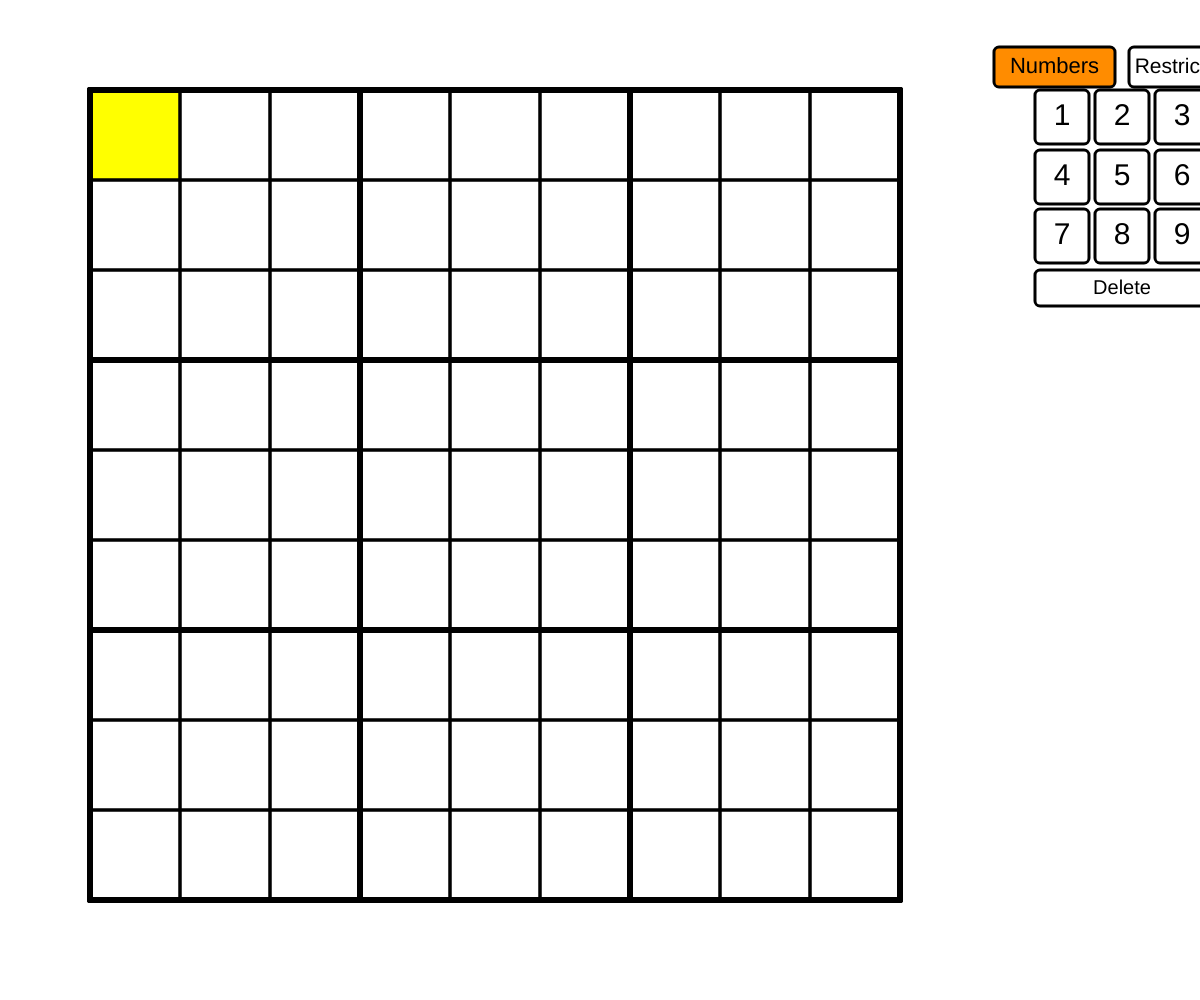
Frame 1 (no input)
Frame 60 (no input): identical to frame 1, image omitted
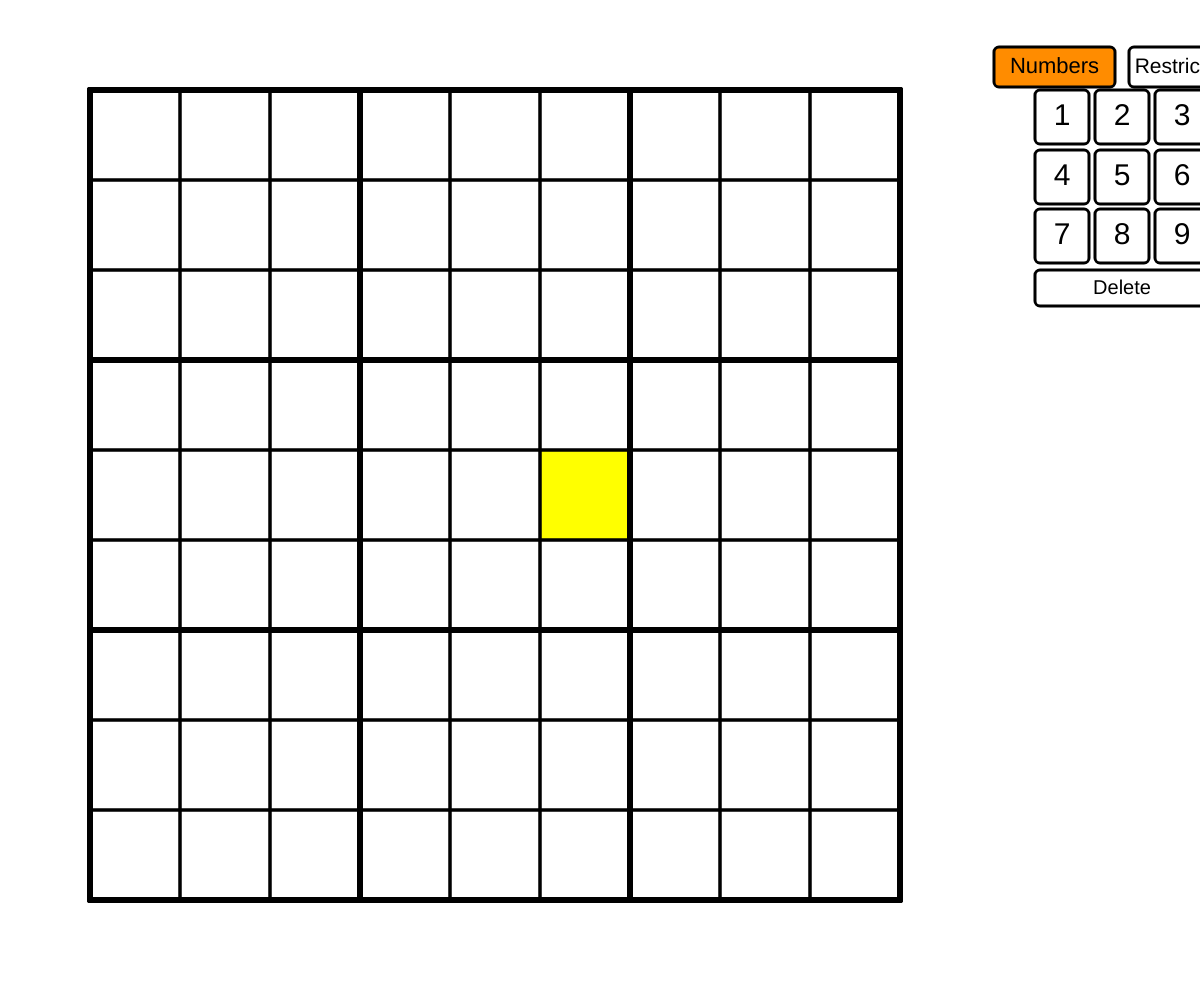
Frame 120 (the mouse pressed at the canvas centre since frame 60)

The p5.js sketch that drew these frames (run headless with seeded random() and noise() and a simulated clock; from frame 60 on, the mouse is pressed at the canvas centre):

// p5.js sketch
// ── sketch.js
// Brandon Hippe
// Classic and variant Sudoku solver with hints


let digits, digitColor, notes, noteColor, numPossible, boxNum, changed;

let solveCount, recursDone, recursCount = 0, threshold = 15, guessing = false, solution, loadingScreen, angle, sleepTime = 1;

let cellSize, defaultStroke, defaultText, highlightedCell;

let noteToggle;

let thermo, thermometers, drawing;

let sandwich, sandwiches, selectedSandwich;

let kingsMove;

let knightsMove;

let queensMove, queensDigits, changingQueens;

let diagonal;

let nonConsecutive;

let magicSquare, magicSquares, makingSquare;

let irregular, cells, regionCount;

let uniqueCheck;

let selection, keypad, restrictions, options;


function setup() {
   createCanvas(windowWidth, windowHeight);

   textAlign(CENTER, CENTER);
   textSize(defaultText);

   initialize();
}

function initialize() {
	// Resets variables for new solve

   background(255);


   digits = new Array(9);
   digitColor = new Array(9);
   notes = new Array(9);
   noteColor = new Array(9);
   numPossible = new Array(9);
   boxNum = new Array(9);
   solution = new Array(9);
	queensDigits = new Array(9);

   changed = false;
   solveCount = 1;
	recursDone = false;
	loadingScreen = false;
   angle = 0;

   cellSize = (width < height) ? width : height;
   cellSize = floor(cellSize / 11);
   defaultStroke = round(cellSize * 0.02) + 1;
   defaultText = floor((cellSize * 0.75) * 0.75);
   highlightedCell = [0, 0];

   noteToggle = false;

   thermo = false;
   thermometers = [];
   drawing = false;

   sandwich = false;

   kingsMove = false;

   knightsMove = false;

   queensMove = false;

   changingQueens = false;

   diagonals = false;

   nonConsecutive = false;

   magicSquare = false;
	magicSquares = [];
   makingSquare = false;

   irregular = false;

   uniqueCheck = true;

   for (let i = 0; i < 9; i++) {
      digits[i] = new Array(9);
      digitColor[i] = new Array(9);
      notes[i] = new Array(9);
      noteColor[i] = new Array(9);
      numPossible[i] = new Array(9);
      boxNum[i] = new Array(9);
      solution[i] = new Array(9);
		queensDigits[i] = false;
      for (let j = 0; j < 9; j++) {
         digits[i][j] = 0;
         digitColor[i][j] = color("white");
         numPossible[i][j] = 9;
         notes[i][j] = new Array (9);
         noteColor[i][j] = new Array (9);
         boxNum[i][j] = floor(i / 3) * 3 + floor(j / 3);
         for (let k = 0; k < 9; k++) {
            notes[i][j][k] = true;
            noteColor[i][j][k] = color("white");
         }
      }
   }

	selection = new SelectionPanel;
	keypad = new Keypad;
	restrictions = new RestrictionPanel;
	options = new OptionPanel;
}

function windowResized() {
  resizeCanvas(windowWidth, windowHeight);
  cellSize = (width < height) ? width : height;
  cellSize = floor(cellSize / 11);
  defaultStroke = round(cellSize * 0.02) + 1;
  defaultText = floor((cellSize  * 0.75) * 0.75);
}

function draw() {
	// Calls loading animation or show animation after getting key inputs

	if (loadingScreen || guessing) {
		loading();
	} else {
		show();
	}


	thermo = thermometers.length > 0;

	magicSquare = magicSquares.length > 0;

	let anyQueen = false;
	for (let i = 0; i < queensDigits.length; i++) {
		if (queensDigits[i]) {
			anyQueen = true;
			break;
		}
	}

	if (!anyQueen) {
		queensMove = false;
	}

	for (let i = 0; i < selection.buttons.length; i++) {
		if (selection.buttons[i].selected) {
			switch (i) {
				case 0:
					keypad.visible = true;
					restrictions.visible = false;
					options.visible = false;
					break;
				case 1:
					keypad.visible = false;
					restrictions.visible = true;
					options.visible = false;
					break;
				case 2:
					keypad.visible = false;
					restrictions.visible = false;
					options.visible = true;
					break;
			}

			break;
		}
	}
}

function show() {
	// Normal solving animation

   background(255);
   push();
   translate(cellSize, cellSize);

	// Highlights selected cell
	if (highlightedCell[0] !== -1 && highlightedCell[1] !== -1) {
		noStroke();
		colorMode(HSB);
		push();
		translate(highlightedCell[1] * cellSize, highlightedCell[0] * cellSize);
		fill(60, 100, 100);
		rect(0, 0, cellSize, cellSize);
		pop();
		colorMode(RGB, 255);
	}

	// For irregular sudokus, highlights all cells of a region the same color
   if (irregular) {
		noStroke();
		colorMode(HSB);
      for (let i = 0; i < cells.length; i++) {
   		push();
   		translate(cells[i][1] * cellSize, cells[i][0] * cellSize);
   		fill(60, 100, 100);
   		rect(0, 0, cellSize, cellSize);
   		pop();
      }

      for (let i = 0; i < 9; i++) {
         for (let j = 0; j < 9; j++) {
            if (boxNum[i][j] !== -1) {
               push();
         		translate(j * cellSize, i * cellSize);
         		fill(map(boxNum[i][j], 0, 9, 0, 360), 100, 100, 0.5);
         		rect(0, 0, cellSize, cellSize);
         		pop();
            }
         }
      }

      colorMode(RGB, 255);
	}

	// Shows thermometers
	if (thermo) {
      for (let i = 0; i < thermometers.length; i++) {
         noStroke();
   		fill(200);
   		if (thermometers[i].length > 0) {
   			ellipse(thermometers[i][0][1] * cellSize + cellSize / 2, thermometers[i][0][0] * cellSize + cellSize / 2, floor(cellSize * 0.7));
   		}

   		strokeWeight(defaultStroke * 4);
   		stroke(200);
   		if (thermometers[i].length > 1) {
   			for (let j = 0; j < thermometers[i].length - 2; j++) {
   				line(thermometers[i][j][1] * cellSize + cellSize / 2, thermometers[i][j][0] * cellSize + cellSize / 2, thermometers[i][j + 1][1] * cellSize + cellSize / 2, thermometers[i][j + 1][0] * cellSize + cellSize / 2);
   			}

            let info = onThermo(thermometers[i][thermometers[i].length - 1][0], thermometers[i][thermometers[i].length - 1][1]);
            let endX = thermometers[i][thermometers[i].length - 1][1] + ((thermometers[i][thermometers[i].length - 2][1] - thermometers[i][thermometers[i].length - 1][1]) * ((info.length > 1) ? 0.2 : 0));
            let endY = thermometers[i][thermometers[i].length - 1][0] + ((thermometers[i][thermometers[i].length - 2][0] - thermometers[i][thermometers[i].length - 1][0]) * ((info.length > 1) ? 0.2 : 0));
            line(thermometers[i][thermometers[i].length - 2][1] * cellSize + cellSize / 2, thermometers[i][thermometers[i].length - 2][0] * cellSize + cellSize / 2, endX * cellSize + cellSize / 2, endY * cellSize + cellSize / 2);
   		}
      }
   }

	// Highlights cells of any magic squares
   if (magicSquare) {
      for (let i = 0; i < magicSquares.length; i++) {
         let row = magicSquares[i][0];
         let col = magicSquares[i][1];

         colorMode(HSB);
         noStroke();
         fill(map(i, 0, magicSquares.length, 0, 360), 100, 100, 0.5);
         rectMode(CENTER);
         rect((col + 0.5) * cellSize, (row + 0.5) * cellSize, cellSize * 3, cellSize * 3);
         rectMode(CORNER);
         colorMode(RGB, 255);
      }
   }

	// Draws lines for diagonal regions
	if (diagonals) {
		strokeWeight(defaultStroke);
		stroke(0, 0, 255);
		line(0, 0, cellSize * 9, cellSize * 9);

		push();
		translate(0, cellSize * 9);
		line(0, 0, cellSize * 9, -cellSize * 9);
		pop();
	}

	// Draws sandwich clues outside grid
   if (sandwich) {
      push();
      translate(-cellSize / 2, - cellSize / 2);
      for (let i = 0; i < sandwiches.length; i++) {
         push();
         translate((i == 1) ? cellSize : 0, (i == 0) ? cellSize: 0);
         for (let j = 0; j < sandwiches[i].length; j++) {
            push();
            translate((i == 1) ? j * cellSize : 0, (i == 0) ? j * cellSize: 0);
            if (sandwiches[i][j] !== -1) {
               noStroke();
               fill(0);
               textSize(defaultText);
               text(sandwiches[i][j], 0, 0);
            }

            if (selectedSandwich.length !== 0 && selectedSandwich[0] == i && selectedSandwich[1] == j) {
               stroke(255, 0, 0);
               strokeWeight(defaultStroke);
               noFill();
               rectMode(CENTER);
               rect(0, 0, cellSize * 0.8, cellSize * 0.8);
            }
            pop();
         }
         pop();
      }
      pop();
   }

	// External lines
	strokeWeight(defaultStroke * 2);
	stroke(0);
	fill(0);
	line(0, 0, 0, cellSize * 9);
	line(0, 0, cellSize * 9, 0);
	line(cellSize * 9, 0, cellSize * 9, cellSize * 9);
	line(0, cellSize * 9, cellSize * 9, cellSize * 9);

	// Draws all 4 walls for each cell, stroke weight changes if neighboring cell is of a different box/irregular region
	push();
	for (let i = 0; i < 9; i++) {
      for (let j = 0; j < 9; j++) {
			// Left Wall
			if (j == 0 || (j !== 0 && boxNum[i][j] !== boxNum[i][j - 1])) {
				strokeWeight(defaultStroke * 2);
			} else {
				strokeWeight(defaultStroke);
			}

			line(0, 0, 0, cellSize);

			// Right Wall
			if (j == 8 || (j !== 8 && boxNum[i][j] !== boxNum[i][j + 1])) {
				strokeWeight(defaultStroke * 2);
			} else {
				strokeWeight(defaultStroke);
			}

			line(cellSize, 0, cellSize, cellSize);

			// Top Wall
			if (i == 0 || (i !== 0 && boxNum[i][j] !== boxNum[i - 1][j])) {
				strokeWeight(defaultStroke * 2);
			} else {
				strokeWeight(defaultStroke);
			}

			line(0, 0, cellSize, 0);

			// Bottom Wall
			if (i == 8 || (i !== 8 && boxNum[i][j] !== boxNum[i + 1][j])) {
				strokeWeight(defaultStroke * 2);
			} else {
				strokeWeight(defaultStroke);
			}

			line(0, cellSize, cellSize, cellSize);

			// Move to next cell
	      translate(cellSize, 0);
	   }

		// Move to next row
      translate(-cellSize * 9, cellSize);
	}
	pop();

	// Draws digit or notes for each cell
   noStroke();
	for (let i = 0; i < 9; i++) {
      for (let j = 0; j < 9; j++) {
         push();
         translate(cellSize * j + cellSize / 2, cellSize * i + cellSize / 2);
         if (digits[i][j] == 0) {
            printNotes(i, j);
         } else {
            fill(digitColor[i][j]);
            textSize(defaultText);
            text(digits[i][j], 0, 0);
         }
         pop();
	   }
	}

   pop();

	selection.show();
	keypad.show();
}

function loading() {
	// Loading screen animation, displayed during recursive uniquely solvable check
	background(255);
	push();

	// Below code is antiquated, just displays text to user
	// translate(cellSize * 3, cellSize * 5);
	// fill(0);
	// textSize(floor(defaultText * 0.6));
	// text("Please press space bar to have solver determine if puzzle has a unique solution. Grid will return when check is complete. This can take several minutes.", 0, 0, cellSize * 5);
	// textSize(defaultText);


   translate(cellSize * 4.5, cellSize * 4.5);
   noStroke();
   colorMode(HSB)

	// Draw 5 colored bubbles at different heights and sizes accoring to a sin function
   for (let i = -2; i <= 2; i++) {
      let d = map(sin((PI * angle) + (-0.5 * i)), -1, 1, 20, 100);
      let h = map(sin((PI * angle) + (-0.5 * i)), -1, 1, 0, -50);

      push();
      translate(i * 100, h);
      fill((i + 2) * 60, 100, 100);
      circle(0, 0, d);
      pop();
   }

	// Displays message to user
   translate(-cellSize * 2.5, cellSize);
   fill(0);
	textSize(floor(defaultText * 0.6));
   if (guessing) {
      text("Solver has run out of logical deductions, and is finding the quickest deduction. This can take several minutes.", 0, 0, cellSize * 5);
   } else {
      text("Solver is determining if puzzle has a unique solution. Grid will return when check is complete. This can take several minutes.", 0, 0, cellSize * 5);
   }
	textSize(defaultText);
	pop();

   colorMode(RGB, 255);

   angle += 0.05;
}

// These functions handle Buttons
function makeButtons() {
	buttons = [];
	for (let i = 0; i < 12; i++) {
		let text;
		let toggle;
		switch (i) {
			case 0:
				text = "Number";
				toggle = true;
				break;
			case 1:
				text = "Note";
				toggle = true;
				break;
			case 2:
				text = "Thermo";
				toggle = false;
				break;
			case 3:
				text = "Sandwich";
				toggle = true;
				break;
			case 4:
				text = "King's Move Restriction";
				toggle = true;
				break;
			case 5:
				text = "Knight's Move Restriction";
				toggle = true;
				break;
			case 6:
				text = "Queen's Move Restriction";
				toggle = true;
				break;
			case 7:
				text = "Diagonal Restriction";
				toggle = true;
				break;
			case 8:
				text = "Non-consecutive Restriction";
				toggle = true;
				break;
			case 9:
				text = "Magic Square Restriction";
				toggle = false;
				break;
			case 10:
				text = "Irregular Regions";
				toggle = true;
				break;
			case 11:
				text = "Check for unique Solution";
				toggle = true;
				break;
		}
		buttons.push(new Button(cellSize * 11.5, cellSize * (4.1 + (i / 2)), cellSize * 2 * 0.97, cellSize * 0.4, text, toggle));

		switch (i) {
			case 0:
				buttons[i].active = true;
				break;
			case 11:
				buttons[i].active = true;
				break;
			default:
				buttons[i].active = false;
		}
	}

	buttonChanged();
}

function buttonPressed() {
	let clickedOn = false;
	for (let i = 0; i < buttons.length; i++) {
		let temp = buttons[i].clicked(mouseX, mouseY, buttons);

		if (!clickedOn) {
			clickedOn = temp;
		}
	}

   if (!clickedOn) {
      for (let i = 0; i < buttons.length; i++) {
         buttons[i].selected = false;
      }
   }

	buttonChanged();

	return clickedOn;
}

function buttonChanged() {
	for (let n = 2; n < buttons.length; n++) {
		switch (n) {
			case 2:
				if (thermometers.length > 0 && thermometers[thermometers.length - 1].length <= 1) {
					thermometers.splice(thermometers.length - 1);
				}

				drawing = buttons[n].selected;

				if (drawing) {
					thermometers.push([]);
				}

				resetNotes();
				break;
			case 3:
				sandwich = buttons[n].active;

				if (sandwich) {
					sandwiches = new Array(2);
					for (let i = 0; i < sandwiches.length; i++) {
						sandwiches[i] = new Array(9);
						for (let j = 0; j < sandwiches[i].length; j++) {
							sandwiches[i][j] = -1;
						}
					}

					selectedSandwich = [];
				}
				break;
			case 4:
				kingsMove = buttons[n].active;

				resetNotes();
				break;
			case 5:
				knightsMove = buttons[n].active;

			   resetNotes();
				break;
			case 6:
				changingQueens = buttons[n].selected;
				queensMove = buttons[n].active;
				for (let i = 0; i < 9; i++) {
		         queensDigits[i] = (i == 8 && queensMove);
		      }

			   resetNotes();
				break;
			case 7:
				diagonals = buttons[n].active;

			   resetNotes();
				break;
			case 8:
				nonConsecutive = buttons[n].active;

				resetNotes();
				break;
			case 9:
				makingSquare = buttons[n].selected;

				resetNotes();
				break;
			case 10:
				irregular = buttons[n].active;

				if (irregular) {
					for (let i = 0; i < 9; i++) {
						for (let j = 0; j < 9; j++) {
							boxNum[i][j] = -1;
						}
					}

					cells = [];
					regionCount = 0;
				} else {
					for (let i = 0; i < 9; i++) {
						for (let j = 0; j < 9; j++) {
							boxNum[i][j] = floor(i / 3) * 3 + floor(j / 3);
						}
					}
				}

				resetNotes();
				break;
			case 11:
				uniqueCheck = buttons[n].active;
				break;
		}
	}

	if (buttons[0].selected) {
		noteToggle = false;
		buttons[1].active = false;
	}

	if (buttons[1].selected) {
		noteToggle = true;
		buttons[0].active = false;
	}
}

function printNotes(row, col) {
	// Prints the notes and background color for each note in a cell
   strokeWeight(0);
	let noteColored = false;
	for (let i = 0; i < 9; i++) {
		if (!compareColor(noteColor[row][col][i], color("white"))) {
			noteColored = true;
			break;
		}
	}
   if (numPossible[row][col] !== 9 || noteColored) {
      textSize(floor(defaultText * 0.3));

      for (let i = 0; i < 9; i++) {
         push();
         translate(((i % 3) - 1) * (cellSize / 3), ((i - i % 3) / 3 - 1) * (cellSize / 3));
         if (notes[row][col][i]) {
            if (!compareColor(noteColor[row][col][i], color("white"))) {
               noStroke();
               rectMode(CENTER);
               fill(noteColor[row][col][i]);
               rect(0, 0, cellSize * 9 / 40, cellSize * 9 / 40);
            }
            strokeWeight(0);
            rectMode(CORNER);
            fill(0);
            text(i + 1, 0, 0);
         }
         pop();
      }

      textSize(defaultText);
   }
}

function mousePressed() {
   if (loadingScreen || guessing) {
		return;
	}

   let x = mouseX - cellSize;
   let y = mouseY - cellSize;
   if (x >= 0 && x <= cellSize * 9 && y >= 0 && y <= cellSize * 9) {
		// Handles clicks inside the grid
      if (sandwich) {
         selectedSandwich = [];
      }

	   if (!checkSolved()) {
         highlightedCell[0] = floor(y / cellSize);
         highlightedCell[1] = floor(x / cellSize);

         if (drawing) {
            newThermoCell(highlightedCell[0], highlightedCell[1]);
            thermoNotes();
            updateGrid();
         }

         if (makingSquare) {
            if (highlightedCell[0] > 0 && highlightedCell[0] < 8 && highlightedCell[1] > 0 && highlightedCell[1] < 8) {
					let exists = false;
					for (let i = 0; i < magicSquares.length; i++) {
						if (magicSquares[i][0] == highlightedCell[0] && magicSquares[i][1] == highlightedCell[1]) {
							magicSquares.splice(i);
							if (compareColor(digitColor[highlightedCell[0]][highlightedCell[1]], color("blue"))) {
								removeDigit(highlightedCell[0], highlightedCell[1]);
							} else {
								resetNotes();
							}
							exists = true;
							break;
						}
					}

					if (!exists) {
	               let valid = true;
	               for (let i = 0; i < magicSquares.length; i++) {
	                  if (orthoDist(magicSquares[i][0], magicSquares[i][1], highlightedCell[0], highlightedCell[1]) <= 3) {
	                     valid = false;
	                     break;
	                  }
	               }

	               if (checkValid(highlightedCell[0], highlightedCell[1], 5) && valid) {
	                  magicSquares.push([highlightedCell[0], highlightedCell[1]]);
							if (!compareColor(digitColor[highlightedCell[0]][highlightedCell[1]], color("black"))) {
								digitColor[highlightedCell[0]][highlightedCell[1]] = color("blue");
							}

							if (digits[highlightedCell[0]][highlightedCell[1]] == 0) {
								placeDigit(highlightedCell[0], highlightedCell[1], 5);
							}

							for (let i = -1; i <= 1; i++) {
								for (let j = -1; j <= 1; j++) {
									if (i !== 0 || j !== 0) {
										let row = highlightedCell[0] + i;
										let col = highlightedCell[1] + j;
										for (let k = 0; k < 4; k++) {
											let note;
											if (i == 0 || j == 0) {
												note = k * 2 + 1;
											} else {
												note = (k < 2) ? k * 2 : (k + 1) * 2;
											}

											numPossible[row][col] -= notes[row][col][note] ? 1 : 0;
											notes[row][col][note] = false;
										}
									}
								}
							}
	               }
					}
            }
         }
	   }
	} else if (x < 0 && y >= 0 && y <= cellSize * 9) {
      selectedSandwich = [0, floor(y / cellSize)];
      highlightedCell = [-1, -1];
   } else if (y < 0 && x >= 0 && x <= cellSize * 9) {
      selectedSandwich = [1, floor(x / cellSize)];
      highlightedCell = [-1, -1];
   } else {
      selectedSandwich = [];

		selection.clicked(mouseX, mouseY);
   }
}

function mouseDragged() {
   if (irregular) {
		// Adds cells to an irregular region
      if (cells.length < 9 && regionCount < 9) {
         let x = floor((mouseX - cellSize) / cellSize);
         let y = floor((mouseY - cellSize) / cellSize);

         if (boxNum[y][x] == -1) {
            let exists = false;

            for (let i = 0; i < cells.length; i++) {
               if (cells[i][0] == y && cells[i][1] == x) {
                  exists = true;
                  break;
               }
            }

            if (!exists) {
               cells.push([y, x]);
            }
         }
      }
   }
}

function mouseReleased() {
   if (irregular) {
		// Finalizes region
      if (cells.length == 9 && regionCount < 9) {
         for (let i = 0; i < cells.length; i++) {
            let row = cells[i][0];
            let col = cells[i][1];

            boxNum[row][col] = regionCount;
         }

         regionCount++;
      }

      cells = [];
   }
}

async function keyPressed() {
	// Function is async to handle awaiting checkSolvable, prevents recursive function from blocking animation
   if (loadingScreen || guessing) {
		loading();
	}

   if (!checkSolved()) {
      if (changingQueens && key >= 1 && key <= 9) {
         queensDigits[key - 1] = !queensDigits[key - 1];
         return;
      }
      if (sandwich && selectedSandwich.length !== 0) {
			// Handles sandwich control
         if (key >= 0 && key <= 9 && !loadingScreen) {
            if (sandwiches[selectedSandwich[0]][selectedSandwich[1]] == -1) {
               sandwiches[selectedSandwich[0]][selectedSandwich[1]] = 0;
            }

            sandwiches[selectedSandwich[0]][selectedSandwich[1]] *= 10;
            sandwiches[selectedSandwich[0]][selectedSandwich[1]] += parseInt(key);

            if (sandwiches[selectedSandwich[0]][selectedSandwich[1]] >= 10) {
               selectedSandwich[1]++;
            }

            if (selectedSandwich[1] == 9) {
               selectedSandwich[0] = (selectedSandwich[0] == 0) ? 1 : 0;
               selectedSandwich[1] = 0;
            }
         } else if (keyCode == DELETE || keyCode == BACKSPACE) {
				sandwiches[selectedSandwich[0]][selectedSandwich[1]] = -1;
         } else if (keyCode == UP_ARROW || keyCode == DOWN_ARROW) {
            selectedSandwich[1] += (selectedSandwich[0] == 0) ? ((keyCode == DOWN_ARROW) ? 1 : -1) : 0;
            selectedSandwich[0] = 0;

            if (selectedSandwich[1] < 0 || selectedSandwich[1] > 8) {
               selectedSandwich[0] = 1;
               selectedSandwich[1] = 0;
            }
         } else if (keyCode == LEFT_ARROW || keyCode == RIGHT_ARROW) {
            selectedSandwich[1] += (selectedSandwich[0] == 1) ? ((keyCode == RIGHT_ARROW) ? 1 : -1) : 0;
            selectedSandwich[0] = 1;

            if (selectedSandwich[1] < 0 || selectedSandwich[1] > 8) {
               selectedSandwich[0] = 0;
               selectedSandwich[1] = 0;
            }
         }
      } else if (thermo && drawing && (keyCode == DELETE || keyCode == BACKSPACE)) {
			thermometers.splice(thermometers.length - 1);
			resetNotes();
		} else if (magicSquare && makingSquare && (keyCode == DELETE || keyCode == BACKSPACE)) {
			let row = magicSquares[magicSquares.length - 1][0];
			let col = magicSquares[magicSquares.length - 1][1];
			removeDigit(row, col);

			magicSquares.splice(magicSquares.length - 1);
			resetNotes();
		} else if (key >= 1 && key <= 9 && !loadingScreen) {
			// Places digits and edits notes
         if (noteToggle) {
            notes[highlightedCell[0]][highlightedCell[1]][parseInt(key) - 1] = !notes[highlightedCell[0]][highlightedCell[1]][parseInt(key) - 1];
            numPossible[highlightedCell[0]][highlightedCell[1]] += notes[highlightedCell[0]][highlightedCell[1]][parseInt(key) - 1] ? 1 : -1;

            if (notes[highlightedCell[0]][highlightedCell[1]][parseInt(key) - 1]) {
               for (let i = 0; i < 9; i++) {
                  for (let j = 0; j < 9; j++) {
                     if (sees(i, j, highlightedCell[0], highlightedCell[1], digits[i][j], parseInt(key)) && digits[i][j] !== 0) {
                        notes[highlightedCell[0]][highlightedCell[1]][parseInt(key) - 1] = false;
                        numPossible[highlightedCell[0]][highlightedCell[1]]--;
                     }
                  }
               }
            }
         } else if (!noteToggle && checkValid(highlightedCell[0], highlightedCell[1], parseInt(key))) {
				if (!compareColor(digitColor[highlightedCell[0]][highlightedCell[1]], color("blue"))) {
	            digitColor[highlightedCell[0]][highlightedCell[1]] = color("black");
				}
            placeDigit(highlightedCell[0], highlightedCell[1], parseInt(key));
            highlightedCell[1]++;

            cursorWrap();
         } else if (!noteToggle && digits[highlightedCell[0]][highlightedCell[1]] !== 0) {
            let pval = digits[highlightedCell[0]][highlightedCell[1]];
            removeDigit(highlightedCell[0], highlightedCell[1]);
            if (checkValid(highlightedCell[0], highlightedCell[1], parseInt(key))) {
               placeDigit(highlightedCell[0], highlightedCell[1], parseInt(key));
            } else {
               placeDigit(highlightedCell[0], highlightedCell[1], pval);
            }
            highlightedCell[1]++;

            cursorWrap();
         }
      } else if ((keyCode == DELETE || keyCode == BACKSPACE) && !loadingScreen) {
			// Removes digits
         if (digits[highlightedCell[0]][highlightedCell[1]] == 0 && irregular) {
            regionCount--;
            for (let i = 0; i < 9; i++) {
               for (let j = 0; j < 9; j++) {
                  if (boxNum[i][j] == regionCount) {
                     boxNum[i][j] = -1;
                  }
               }
            }
         } else {
            removeDigit(highlightedCell[0], highlightedCell[1]);
         }
      } else if (keyCode == UP_ARROW || keyCode == DOWN_ARROW || key == 38 || keyCode == 40 && !loadingScreen) {
			// Scrolls up and down
         highlightedCell[0] += (keyCode == DOWN_ARROW || keyCode == 40) ? 1 : -1;

         cursorWrap();
      } else if (keyCode == LEFT_ARROW || keyCode == RIGHT_ARROW || keyCode == 37 || keyCode == 39 && !loadingScreen) {
			// Scrolls left and right
         highlightedCell[1] += (keyCode == RIGHT_ARROW || keyCode == 39) ? 1 : -1;

         cursorWrap();
      } else if (key == ' ') {
			// Checks for unique solution or takes a step in the solution path
         highlightedCell = [-1, -1];

         if (!uniqueCheck) {
            await solve();
         } else if (recursDone) {
				if (await checkSolvable()) {
   	         await solve();
            } else {
               console.log("Puzzle is not uniquely solvable");
            }
			} else {
            loadingScreen = true;
				console.log("Checking if uniquely solvable");
				if (await checkSolvable()) {
					console.log("Puzzle is uniquely solvable");
				} else {
					console.log("Puzzle is not uniquely solvable");
				}

				loadingScreen = false;
			}
      }
   } else {
		// Shows the puzzle is solved or resets the grid
      if (key == " ") {
			console.log("Puzzle Solved!");
         for (let i = 0; i < 9; i++) {
            for (let j = 0; j < 9; j++) {
               digitColor[i][j] = color("green");
            }
         }

         highlightedCell = [-1, -1];
      } else if (keyCode == DELETE || keyCode == BACKSPACE) {
			console.log("Resetting grid!");
         initialize();
      }
   }
}

function cursorWrap() {
	// Handles wraping around grid during scrolling
   if (highlightedCell[1] == 9) {
      highlightedCell[1] = 0;
      highlightedCell[0]++;
   }

   if (highlightedCell[1] == -1) {
      highlightedCell[1] = 8;
      highlightedCell[0]--;
   }

   if (highlightedCell[0] == 9) {
      highlightedCell[0] = 0
   }

   if (highlightedCell[0] == -1) {
      highlightedCell[0] = 8;
   }
}

async function solve() {
	// Takes a step in solution path. Functions occur until the grid is changed
   changed = false;

   if (!changed) {
      updateGrid();
   }

	if (!changed) {
		singles();
	}

	if (!changed) {
		pairs();
	}

	if (!changed) {
		triples();
	}

   if (!changed) {
		quads();
	}

   if (!changed) {
		eliminate();
	}

   if (!changed) {
      xWing();
   }

   if (!changed) {
      yWing();
   }

   if (!changed) {
      swordfish();
   }

   if (!changed) {
      xyzWing();
   }

   if (!changed) {
      jellyfish();
   }

   if (!changed) {
      simpleChains();
   }

   if (!changed) {
      await guess();
   }


   if (!changed) {
      console.log("Sovler is stuck!");
   }

   // console.log("Solving!");
}

function placeDigit(row, col, num) {
	// Places a digit in a cell
   if (notes[row][col][num - 1] && numPossible[row][col] !== 0 && digits[row][col] == 0) {
      digits[row][col] = num;
      numPossible[row][col] = 0;
      for (let i = 0; i < 9; i++) {
         notes[row][col][i] = false;
      }
   }

   updateNotes(row, col, num);
}

function removeDigit(row, col) {
	// Removes a digit from a cell
   let pVal = digits[row][col];
   digits[row][col] = 0;

   for (let i = 0; i < 9; i++) {
      notes[row][col][i] = true;
   }

   numPossible[row][col] = 9;

	resetNotes();
}

function updateNotes(row, col, num) {
	// Updates the notes in the grid after placing a number
   for (let num2 = 1; num2 <= 9; num2++) {
      for (let i = 0; i < 9; i++) {
         for (let j = 0; j < 9; j++) {
            if (sees(row, col, i, j, num, num2) && digits[i][j] == 0) {
               numPossible[i][j] += notes[i][j][num2 - 1] ? -1 : 0;
               notes[i][j][num2 - 1] = false;
            }
         }
      }
   }

	if (thermo) {
		thermoNotes();
		updateGrid();
	}
}

function resetNotes() {
	// Resets notes as far as they can for the current placed digits
	for (let i = 0; i < 9; i++) {
		for (let j = 0; j < 9; j++) {
			if (digits[i][j] == 0) {
				numPossible[i][j] = 9
				for (let k = 0; k < 9; k++) {
					notes[i][j][k] = true;
				}
			} else {
				for (let k = 0; k < 9; k++) {
					notes[i][j][k] = false;
				}
				numPossible[i][j] = 0;
			}
		}
	}

	for (let i = 0; i < 9; i++) {
		for (let j = 0; j < 9; j++) {
			if (digits[i][j] == 0) {
				for (let k = 0; k < 9; k++) {
					if (!checkValid(i, j, k + 1)) {
						notes[i][j][k] = false;
						numPossible[i][j]--;
					}
				}
			}
		}
	}

	if (thermo) {
		thermoNotes();
		updateGrid();
	}

	if (magicSquare) {
		for (let n = 0; n < magicSquares.length; n++) {
			for (let i = -1; i <= 1; i++) {
				for (let j = -1; j <= 1; j++) {
					if (i !== 0 || j !== 0) {
						let row = magicSquares[n][0] + i;
						let col = magicSquares[n][1] + j;
						for (let k = 0; k < 4; k++) {
							let note;
							if (i == 0 || j == 0) {
								note = k * 2 + 1;
							} else {
								note = (k < 2) ? k * 2 : (k + 1) * 2;
							}

							numPossible[row][col] -= notes[row][col][note] ? 1 : 0;
							notes[row][col][note] = false;
						}
					}
				}
			}
		}
	}
}

function changeColor(row, col, note, c) {
	// Changes the color of a note, so the update grid function knows what to do
   if (!compareColor(noteColor[row][col][note - 1], color("red")) && !compareColor(noteColor[row][col][note - 1], color("green"))) {
      noteColor[row][col][note - 1] = c;
   }
}

function updateGrid() {
	// Places digit in cell if note is green, removes candidate from cell if note is red. Resets all colors to white after
   for (let i = 0; i < 9; i++) {
		for (let j = 0; j < 9; j++) {
			if (digits[i][j] == 0) {
				for (let k = 0; k < 9; k++) {
					if (notes[i][j][k]) {
						if (compareColor(noteColor[i][j][k], color("green"))) {
							digitColor[i][j] = color("blue");
							placeDigit(i, j, k + 1);
							noteColor[i][j][k] = color("white");
							changed = true;
						} else if (compareColor(noteColor[i][j][k], color("red"))) {
							notes[i][j][k] = false;
							numPossible[i][j]--;
							noteColor[i][j][k] = color("white");
							changed = true;
						}
					}
				}
			}
		}
	}

	for (let i = 0; i < 9; i++) {
      for (let j = 0; j < 9; j++) {
         for (let k = 0; k < 9; k++) {
            if (!compareColor(noteColor[i][j][k], color("white"))) {
               noteColor[i][j][k] = color("white");
            }
         }
      }
   }
}

function findMin(row, col) {
   if (digits[row][col] !== 0) {
      return digits[row][col];
   }

   let val = 1;

   for (val = 1; val <= 9; val++) {
      if (notes[row][col][val - 1]) {
         break;
      }
   }

   if (thermo) {
      let info = onThermo(row, col);

      if (info.length > 1) {
         // Detect Split at this cell
         let prevCells = [];
         for (let i = 0; i < info.length; i++) {
            let index = info[i][0];
            let cell = info[i][1];

            if (cell > 0) {
               let exists = false;
               for (let j = 0; j < prevCells.length; j++) {
                  if (thermometers[index][cell - 1][0] == prevCells[j][0] && thermometers[index][cell - 1][1] == prevCells[j][1]) {
                     exists = true;
                     break;
                  }
               }

               if (!exists) {
                  prevCells.push(thermometers[index][cell - 1]);
               }
            }
         }

         if (prevCells.length > 1) {
            // Loop through prevCells, find all that see each other, set up arr of cells in those thermos, determine how many different nums are needed

            for (let n = 0; n < prevCells.length; n++) {
               let seenCells = [prevCells[n]];
               for (let i = 0; i < prevCells.length; i++) {
                  let exists = false;
                  let seesAll = true;
                  for (let j = 0; j < seenCells.length; j++) {
                     if (prevCells[i][0] == seenCells[j][0] && prevCells[i][1] == seenCells[j][1]) {
                        exists = true;
                        break;
                     }

                     if (!sees(prevCells[i][0], prevCells[i][1], seenCells[j][0], seenCells[j][1])) {
                        seesAll = false;
                        break;
                     }
                  }

                  if (!exists && seesAll) {
                     seenCells.push(prevCells[i]);
                  }
               }

               let thermos = [];
               for (let j = 0; j < seenCells.length; j++) {
                  let thermoInfo = onThermo(seenCells[j][0], seenCells[j][1]);
                  for (let k = 0; k < thermoInfo.length; k++) {
                     for (let m = 0; m < info.length; m++) {
                        if (info[m][0] == thermoInfo[k][0]) {
                           thermos.push(info[m]);
                           break;
                        }
                     }
                  }
               }

               let arr = [];
               for (let j = 0; j < thermos.length; j++) {
                  for (let k = thermos[j][1] - 1; k >= 0; k--) {
                     let exists = false;
                     for (let m = 0; m < arr.length; m++) {
                        if (thermometers[thermos[j][0]][k][0] == arr[m][0] && thermometers[thermos[j][0]][k][1] == arr[m][1]) {
                           exists = true;
                           break;
                        }
                     }

                     if (!exists) {
                        arr.push(thermometers[thermos[j][0]][k]);
                     }
                  }
               }

               thermo = false;
               let smallerCells = differentCellNums(arr);
               for (let j = 0; j < seenCells.length; j++) {
                  if (!sees(row, col, seenCells[j][0], seenCells[j][1])) {
                     smallerCells--;
                  }
               }
               thermo = true;

               if (val <= smallerCells) {
                  val = smallerCells + 1;
               }
            }
         }
      }

      for (let i = 0; i < info.length; i++) {
         let thermometer = info[i][0];
         let index = info[i][1];

         if (index > 0) {
            let row1 = thermometers[thermometer][index - 1][0];
            let col1 = thermometers[thermometer][index - 1][1];
            let minVal = findMin(row1, col1);

            if (val < minVal + 1) {
               val = minVal + 1;
            }
         }
      }
   }

   return val;
}

function findMax(row, col) {
   if (digits[row][col] !== 0) {
      return digits[row][col];
   }

   let val = 9;

   for (val = 9; val >= 1; val--) {
      if (notes[row][col][val - 1]) {
         break;
      }
   }

   if (thermo) {
      let info = onThermo(row, col);

      if (info.length !== 1) {
         // Detect Split at this cell
         let nextCells = [];
         for (let i = 0; i < info.length; i++) {
            let index = info[i][0];
            let cell = info[i][1];

            if (cell < thermometers[index].length - 1) {
               let exists = false;
               for (let j = 0; j < nextCells.length; j++) {
                  if (thermometers[index][cell + 1][0] == nextCells[j][0] && thermometers[index][cell + 1][1] == nextCells[j][1]) {
                     exists = true;
                     break;
                  }
               }

               if (!exists) {
                  nextCells.push(thermometers[index][cell + 1]);
               }
            }
         }

         if (nextCells.length > 1) {
            // Loop through nextCells, find all that see each other, set up arr of cells in those thermos, determine how many different nums are needed

            for (let n = 0; n < nextCells.length; n++) {
               let seenCells = [nextCells[n]];
               for (let i = 0; i < nextCells.length; i++) {
                  let exists = false;
                  let seesAll = true;
                  for (let j = 0; j < seenCells.length; j++) {
                     if (nextCells[i][0] == seenCells[j][0] && nextCells[i][1] == seenCells[j][1]) {
                        exists = true;
                        break;
                     }

                     if (!sees(nextCells[i][0], nextCells[i][1], seenCells[j][0], seenCells[j][1])) {
                        seesAll = false;
                        break;
                     }
                  }

                  if (!exists && seesAll) {
                     seenCells.push(nextCells[i]);
                  }
               }

               let thermos = [];
               for (let j = 0; j < seenCells.length; j++) {
                  let thermoInfo = onThermo(seenCells[j][0], seenCells[j][1]);
                  for (let k = 0; k < thermoInfo.length; k++) {
                     for (let m = 0; m < info.length; m++) {
                        if (info[m][0] == thermoInfo[k][0]) {
                           thermos.push(info[m]);
                           break;
                        }
                     }
                  }
               }

               let arr = [];
               for (let j = 0; j < thermos.length; j++) {
                  for (let k = thermos[j][1] + 1; k < thermometers[thermos[j][0]].length; k++) {
                     let exists = false;
                     for (let m = 0; m < arr.length; m++) {
                        if (thermometers[thermos[j][0]][k][0] == arr[m][0] && thermometers[thermos[j][0]][k][1] == arr[m][1]) {
                           exists = true;
                           break;
                        }
                     }

                     if (!exists) {
                        arr.push(thermometers[thermos[j][0]][k]);
                     }
                  }
               }

               thermo = false;
               let largerCells = differentCellNums(arr);
               for (let j = 0; j < seenCells.length; j++) {
                  if (!sees(row, col, seenCells[j][0], seenCells[j][1])) {
                     largerCells--;
                  }
               }
               thermo = true;

               if (val > (9 - largerCells)) {
                  val = (9 - largerCells);
               }
            }
         }
      }

      for (let i = 0; i < info.length; i++) {
         let therm = info[i][0];
         let index = info[i][1];
         if (index < thermometers[therm].length - 1) {
            let row1 = thermometers[therm][index + 1][0];
            let col1 = thermometers[therm][index + 1][1];
            let maxVal = findMax(row1, col1);

            if (val > maxVal - 1) {
               val = maxVal - 1;
            }
         }
      }
   }

   return val;
}

function differentCellNums(arr) {
   let count = 0;

   for (let i = 0; i < arr.length; i++) {
      let row = arr[i][0];
      let col = arr[i][1];
      let cellSees = 0;

      for (let j = 0; j < arr.length; j++) {
         let row1 = arr[j][0];
         let col1 = arr[j][1];

         cellSees += (sees(row1, col1, row, col)) ? 1 : 0;
      }

      if (cellSees > count) {
         count = cellSees;
      }
   }

   return count + 1;
}

function newThermoCell(row, col) {
   let onThisThermo = false;
   let thermoInfo = onThermo(row, col);
   for (let i = 0; i < thermoInfo.length; i++) {
      let index = thermoInfo[i][0];
      if (index == thermometers.length - 1) {
         onThisThermo = true;
         break;
      }
   }

	if (buttons[2].selected && thermometers.length == 0) {
		thermometers.push([]);
	}

   if (onThisThermo) {
      for (let i = 0; i < thermometers[thermometers.length - 1].length; i++) {
         let row1 = thermometers[thermometers.length - 1][i][0];
         let col1 = thermometers[thermometers.length - 1][i][1];
         if (row1 == row && col1 == col) {
            for (let j = thermometers[thermometers.length - 1].length - 1; j > i; j--) {
               let row2 = thermometers[thermometers.length - 1][j][0];
               let col2 = thermometers[thermometers.length - 1][j][1];

               thermometers[thermometers.length - 1].splice(j);
               resetNotes();
            }
         }
      }
   } else {
      if (thermometers[thermometers.length - 1].length !== 0) {
         let row1 = thermometers[thermometers.length - 1][thermometers[thermometers.length - 1].length - 1][0];
         let col1 = thermometers[thermometers.length - 1][thermometers[thermometers.length - 1].length - 1][1];

         if (abs(row1 - row) <= 1 && abs(col1 - col) <= 1 && thermometers[thermometers.length - 1].length !== 9) {
            thermometers[thermometers.length - 1].push([row, col]);
         }
      } else {
         thermometers[thermometers.length - 1].push([row, col]);
      }
   }
}

function onThermo(row, col) {
	// Determines if a specific cell is on any thermo
	let thermoInfo = [];
	for (let i = 0; i < thermometers.length; i++) {
      for (let j = 0; j < thermometers[i].length; j++) {
         let row1 = thermometers[i][j][0];
         let col1 = thermometers[i][j][1];
   		if (row1 == row && col1 == col) {
   			let index = thermoIndex(row, col, i);
   			thermoInfo.push([i, index]);
   		}
      }
	}

	return thermoInfo;
}

function thermoIndex(row, col, index) {
   for (let i = 0; i < thermometers[index].length; i++) {
      let row1 = thermometers[index][i][0];
      let col1 = thermometers[index][i][1]
      if (row1 == row && col1 == col) {
         return i;
      }
   }
}

function thermoGridIndex(thermometer, index) {
   if (index < thermometers[thermometer].length && index >= 0) {
      return thermometers[thermometer][index];
   }
}


function thermoBreaks(num, row, col, index) {
   let min = findMin(row, col);
   let max = findMax(row, col);

   return (num < min || num > max);
}

function thermoInOrder(index) {
   for (let i = 0; i < thermometers[index].length; i++) {
      let row = thermometers[index][i][0];
      let col = thermometers[index][i][1];

      for (let j = 0; j < thermometers[index].length; j++) {
         let row1 = thermometers[index][j][0];
         let col1 = thermometers[index][j][1];

         if (j < i) {
            if (digits[row1][col1] > digits[row][col]) {
               return false;
            }
         } else if (j > i) {
            if (digits[row1][col1] < digits[row][col]) {
               return false;
            }
         }
      }
   }

   return true;
}

function thermoFilled(index) {
   for (let i = 0; i < thermometers[index].length; i++) {
      let row = thermometers[index][i][0];
      let col = thermometers[index][i][1];

      if (digits[row][col] == 0) {
         return false;
      }
   }

   return true;
}

function thermoNotes() {
	// Handles notes along thermometers
   for (let n = 0; n < thermometers.length; n++) {
		for (let i = 0; i < thermometers[n].length; i++) {
			let changeMade = false;
			let row = thermometers[n][i][0];
			let col = thermometers[n][i][1];
			let min = findMin(row, col);
			let max = findMax(row, col);

			for (let j = 1; j <= 9; j++) {
				if (notes[row][col][j - 1] && (j < min || j > max)) {
					changeColor(row, col, j, color("red"));
					changeMade = true;
					changed = true;
				}
			}

			if (changeMade) {
				for (let j = 1; j <= 9; j++) {
					if (notes[row][col][j - 1] && (j >= min && j <= max)) {
						changeColor(row, col, j, color("yellow"));
					}
				}
			}
		}
	}
}

function magicNotes() {
	// Handles notes in magic square and ensures rows, columns, and diagonals all sum to 15
	for (let n = 0; n < magicSquares.length; n++) {
		let row = magicSquares[n][0];
		let col = magicSquares[n][1];

		for (let i = -1; i <= 1; i++) {
			for (let j = -1; j <= 1; j++) {
				if (i !== 0 && j !== 0) {
					if (digits[row + i][col + j] == 0) {
						for (let num = 1; num <= 9; num++) {
							if (!notes[row - i][col - j][(10 - num) - 1] && notes[row + i][col + j][num - 1]) {
								changeColor(row + i, col + j, num, color("red"));
							}
						}
					} else {
						changeColor(row - i, col - j, 10 - digits[row + i][col + j], color("green"));
					}
				}
			}
		}

		for (let num = 1; num <= 9; num++) {
			if (num !== 5) {
				let locs = [];
				for (let i = -1; i <= 1; i++) {
					for (let j = -1; j <= 1; j++) {
						if (digits[row + i][col + j] !== 0 && notes[row + i][col + j][num - 1]) {
							locs.push([i, j]);
						}
					}
				}

				if (locs.length == 2) {
					if (num % 2 == 0) {
						// Even Numbers

						if (locs[0][0] == locs[1][0] || locs[0][1] == locs[1][1]) {
							let changeMade = false;
							let tempRow = row + (locs[0][0] + locs[1][0]) * 0.5;
							let tempCol = col + (locs[0][1] + locs[1][1]) * 0.5;

							switch (num) {
								case 2:
									if (notes[tempRow][tempCol][0] || notes[tempRow][tempCol][2]) {
										changeMade = true;
									}
									changeColor(tempRow, tempCol, 1, color("red"));
									changeColor(tempRow, tempCol, 3, color("red"));
									break;
								case 4:
									if (notes[tempRow][tempCol][0] || notes[tempRow][tempCol][6]) {
										changeMade = true;
									}
									changeColor(tempRow, tempCol, 1, color("red"));
									changeColor(tempRow, tempCol, 7, color("red"));
									break;
								case 6:
									if (notes[tempRow][tempCol][2] || notes[tempRow][tempCol][8]) {
										changeMade = true;
									}
									changeColor(tempRow, tempCol, 3, color("red"));
									changeColor(tempRow, tempCol, 9, color("red"));
									break;
								case 8:
									if (notes[tempRow][tempCol][6] || notes[tempRow][tempCol][8]) {
										changeMade = true;
									}
									changeColor(tempRow, tempCol, 7, color("red"));
									changeColor(tempRow, tempCol, 9, color("red"));
									break;
							}

							if (changeMade) {
								changeColor(locs[0][0], locs[0][1], num, color("yellow"));
								changeColor(locs[1][0], locs[1][1], num, color("yellow"));
							}
						}
					} else {
						// Odd Numbers

						if (!(locs[0][0] == locs[1][0] || locs[0][1] == locs[1][1])) {
							let changeMade = false;
							let tempRow = row + locs[0][0] + locs[1][0];
							let tempCol = col + locs[0][1] + locs[1][1];

							switch (num) {
								case 1:
									if (notes[tempRow][tempCol][1] || notes[tempRow][tempCol][3]) {
										changeMade = true;
									}
									changeColor(tempRow, tempCol, 2, color("red"));
									changeColor(tempRow, tempCol, 4, color("red"));
									break;
								case 3:
									if (notes[tempRow][tempCol][1] || notes[tempRow][tempCol][5]) {
										changeMade = true;
									}
									changeColor(tempRow, tempCol, 2, color("red"));
									changeColor(tempRow, tempCol, 6, color("red"));
									break;
								case 7:
									if (notes[tempRow][tempCol][3] || notes[tempRow][tempCol][7]) {
										changeMade = true;
									}
									changeColor(tempRow, tempCol, 4, color("red"));
									changeColor(tempRow, tempCol, 8, color("red"));
									break;
								case 9:
									if (notes[tempRow][tempCol][5] || notes[tempRow][tempCol][7]) {
										changeMade = true;
									}
									changeColor(tempRow, tempCol, 6, color("red"));
									changeColor(tempRow, tempCol, 8, color("red"));
									break;
							}

							if (changeMade) {
								changeColor(locs[0][0], locs[0][1], num, color("yellow"));
								changeColor(locs[1][0], locs[1][1], num, color("yellow"));
							}
						}
					}
				}
			}
		}

		for (let num = 1; num <= 9; num++) {
         if (num == 5) {
            continue;
         }
			let found = false;
			for (let i = -1; i <= 1; i++) {
				for (let j = -1; j <= 1; j++) {
					if (digits[row + i][col + j] == num) {
						found = true;

                  for (let a = -1; a <= 1; a++) {
                     for (let b = -1; b <= 1; b++) {
                        if (!(a == 0 && b == 0) && (orthoDist(i, j, a, b) == 1)) {
                           switch (num) {
                              case 1:
                                 if ((notes[row + a][col + b][5] || notes[row + a][col + b][7]) && (notes[row + a][col + b][1] || notes[row + a][col + b][3])) {
                                    changeColor(row + a, col + b, 6, color("yellow"));
                                    changeColor(row + a, col + b, 8, color("yellow"));
                                 }
                                 changeColor(row + a, col + b, 2, color("red"));
                                 changeColor(row + a, col + b, 4, color("red"));
                                 break;
                              case 2:
                                 if ((notes[row + a][col + b][6] || notes[row + a][col + b][8]) && (notes[row + a][col + b][0] || notes[row + a][col + b][2])) {
                                    changeColor(row + a, col + b, 7, color("yellow"));
                                    changeColor(row + a, col + b, 9, color("yellow"));
                                 }
                                 changeColor(row + a, col + b, 1, color("red"));
                                 changeColor(row + a, col + b, 3, color("red"));
                                 break;
                              case 3:
                                 if ((notes[row + a][col + b][3] || notes[row + a][col + b][7]) && (notes[row + a][col + b][1] || notes[row + a][col + b][5])) {
                                    changeColor(row + a, col + b, 4, color("yellow"));
                                    changeColor(row + a, col + b, 8, color("yellow"));
                                 }
                                 changeColor(row + a, col + b, 2, color("red"));
                                 changeColor(row + a, col + b, 6, color("red"));
                                 break;
                              case 4:
                                 if ((notes[row + a][col + b][2] || notes[row + a][col + b][8]) && (notes[row + a][col + b][0] || notes[row + a][col + b][6])) {
                                    changeColor(row + a, col + b, 3, color("yellow"));
                                    changeColor(row + a, col + b, 9, color("yellow"));
                                 }
                                 changeColor(row + a, col + b, 1, color("red"));
                                 changeColor(row + a, col + b, 7, color("red"));
                                 break;
                              case 6:
                                 if ((notes[row + a][col + b][0] || notes[row + a][col + b][6]) && (notes[row + a][col + b][2] || notes[row + a][col + b][8])) {
                                    changeColor(row + a, col + b, 1, color("yellow"));
                                    changeColor(row + a, col + b, 7, color("yellow"));
                                 }
                                 changeColor(row + a, col + b, 3, color("red"));
                                 changeColor(row + a, col + b, 9, color("red"));
                                 break;
                              case 7:
                                 if ((notes[row + a][col + b][1] || notes[row + a][col + b][5]) && (notes[row + a][col + b][3] || notes[row + a][col + b][7])) {
                                    changeColor(row + a, col + b, 2, color("yellow"));
                                    changeColor(row + a, col + b, 6, color("yellow"));
                                 }
                                 changeColor(row + a, col + b, 4, color("red"));
                                 changeColor(row + a, col + b, 8, color("red"));
                                 break;
                              case 8:
                                 if ((notes[row + a][col + b][0] || notes[row + a][col + b][2]) && (notes[row + a][col + b][6] || notes[row + a][col + b][8])) {
                                    changeColor(row + a, col + b, 1, color("yellow"));
                                    changeColor(row + a, col + b, 3, color("yellow"));
                                 }
                                 changeColor(row + a, col + b, 7, color("red"));
                                 changeColor(row + a, col + b, 9, color("red"));
                                 break;
                              case 9:
                                 if ((notes[row + a][col + b][1] || notes[row + a][col + b][3]) && (notes[row + a][col + b][5] || notes[row + a][col + b][7])) {
                                    changeColor(row + a, col + b, 2, color("yellow"));
                                    changeColor(row + a, col + b, 4, color("yellow"));
                                 }
                                 changeColor(row + a, col + b, 6, color("red"));
                                 changeColor(row + a, col + b, 8, color("red"));
                                 break;
                              }
                           }
                        }
                     }

                  break;
               }
				}

				if (found) {
					break;
				}
			}
		}
	}
}

function singles() {
	// Hidden Singles
	for (let num = 1; num <= 9; num++) {
		for (let unit = 0; unit < 27 + (diagonals ? 2 : 0) + (magicSquare ? magicSquares.length : 0); unit++) {
			let locs = numberLocs(unit, num);

         if (locs == -1) {
            continue;
         }

			if (locs.length == 1) {
            if (!compareColor(noteColor[locs[0][0]][locs[0][1]][num - 1], color("green"))) {
   				changeColor(locs[0][0], locs[0][1], num, color("green"));
   				changed = true;
               console.log("Hidden single in " + getUnitString(unit) + ". " + num + " can be placed at r" + (locs[0][0] + 1) + "c" + (locs[0][1] + 1) + ".");
            }
			}
		}
	}

   if (changed) {
      return;
   }


   // Naked Singles
   for (let i = 0; i < 9; i++) {
      for (let j = 0; j < 9; j++) {
         if (numPossible[i][j] == 1) {
            for (let num = 1; num <= 9; num++) {
               if (notes[i][j][num - 1] && !compareColor(noteColor[i][j][num - 1], color("green"))) {
                  changeColor(i, j, num, color("green"));
						changed = true;
                  console.log("Naked single at r" + (i + 1) + "c" + (j + 1) + ". " + num + " can be placed at r" + (i + 1) + "c" + (j + 1));
               }
            }
         }
      }
   }
}

function pairs() {
	// Naked pairs
	for (let a = 1; a <= 8; a++) {
		for (let b = a + 1; b <= 9; b++) {
			for (let unit = 0; unit < 27 + (diagonals ? 2 : 0) + (magicSquare ? magicSquares.length : 0); unit++) {
				let aLocs = numberLocs(unit, a);
				let bLocs = numberLocs(unit, b);

            if (aLocs == -1 || bLocs == -1) {
               continue;
            }

				let locs = [];

				for (let i = 0; i < aLocs.length; i++) {
					let row = aLocs[i][0];
					let col = aLocs[i][1];

					if (numPossible[row][col] == 2 && notes[row][col][a - 1] && notes[row][col][b - 1]) {
						locs.push([row, col]);
					}
				}

				for (let i = 0; i < bLocs.length; i++) {
					let row = bLocs[i][0];
					let col = bLocs[i][1];

					if (numPossible[row][col] == 2 && notes[row][col][a - 1] && notes[row][col][b - 1]) {
						let exists = false;
						for (let j = 0; j < locs.length; j++) {
							if (locs[j][0] == row && locs[j][1] == col) {
								exists = true;
								break;
							}
						}

						if (!exists) {
							locs.push([row, col]);
						}
					}
				}

				if (locs.length == 2) {
					let row1 = locs[0][0];
					let col1 = locs[0][1];
					let row2 = locs[1][0];
					let col2 = locs[1][1];

               for (let num = 1; num <= 9; num++) {
   					for (let i = 0; i < 9; i++) {
   						for (let j = 0; j < 9; j++) {
   							if (((sees(i, j, row1, col1, num, a) && sees(i, j, row2, col2, num, a)) || (sees(i, j, row1, col1, num, b) && sees(i, j, row2, col2, num, b))) && notes[i][j][num - 1]) {
   								changeColor(i, j, num, color("red"));
   								changed = true;
   							}
   						}
   					}
               }

					if (changed) {
						changeColor(row1, col1, a, color("yellow"));
						changeColor(row1, col1, b, color("yellow"));
						changeColor(row2, col2, a, color("yellow"));
						changeColor(row2, col2, b, color("yellow"));
                  console.log("Naked pair in " + getUnitString(unit) + ". " + a +  " and " + b + " can be removed at all cells seen by r" + (row1 + 1) + "c" + (col1 + 1) + " and r" + (row2 + 1) + "c" + (col2 + 1) + ".");
						return;
					}
				}
			}
		}
	}

	// Hidden pairs
	for (let a = 1; a <= 8; a++) {
		for (let b = a + 1; b <= 9; b++) {
			for (let unit = 0; unit < 27 + (diagonals ? 2 : 0) + (magicSquare ? magicSquares.length : 0); unit++) {
				let aLocs = numberLocs(unit, a);
				let bLocs = numberLocs(unit, b);

            if (aLocs == -1 || bLocs == -1) {
               continue;
            }

				if (aLocs.length == 2 && bLocs.length == 2) {
					let locs = [];
					for (let i = 0; i < aLocs.length; i++) {
						let aRow = aLocs[i][0];
						let aCol = aLocs[i][1];
						for (let j = 0; j < bLocs.length; j++) {
							let bRow = bLocs[j][0];
							let bCol = bLocs[j][1];

							if (aRow == bRow && aCol == bCol) {
								locs.push([aRow, aCol]);
							}
						}
					}

					if (locs.length == 2) {
						let row1 = locs[0][0];
						let col1 = locs[0][1];
						let row2 = locs[1][0];
						let col2 = locs[1][1];

						for (let num = 1; num <= 9; num++) {
							if (num !== a && num !== b) {
								if (notes[row1][col1][num - 1]) {
									changeColor(row1, col1, num, color("red"));
									changed = true;
								}

								if (notes[row2][col2][num - 1]) {
									changeColor(row2, col2, num, color("red"));
									changed = true;
								}
							}
						}

						if (changed) {
							changeColor(row1, col1, a, color("yellow"));
							changeColor(row1, col1, b, color("yellow"));
							changeColor(row2, col2, a, color("yellow"));
							changeColor(row2, col2, b, color("yellow"));
                     console.log("Hidden pair in " + getUnitString(unit) + ". All candidates except " + a +  " and " + b + " can be removed at r" + (row1 + 1) + "c" + (col1 + 1) + " and r" + (row2 + 1) + "c" + (col2 + 1) + ".");
							return;
						}
					}
				}
			}
		}
	}
}

function triples() {
	// Naked triples
	for (let a = 1; a <= 7; a++) {
		for (let b = a + 1; b <= 8; b++) {
			for (let c = b + 1; c <= 9; c++) {
				for (let unit = 0; unit < 27 + (diagonals ? 2 : 0) + (magicSquare ? magicSquares.length : 0); unit++) {
					let aLocs = numberLocs(unit, a);
					let bLocs = numberLocs(unit, b);
					let cLocs = numberLocs(unit, c);
					let locs = [];

               if (aLocs == -1 || bLocs == -1 || cLocs == -1) {
                  continue;
               }

					if (!(aLocs.length == 0 || bLocs.length == 0 || cLocs.length == 0)) {
						for (let i = 0; i < aLocs.length; i++) {
							let row = aLocs[i][0];
							let col = aLocs[i][1];

							let onlyNums = true;
							for (let num = 1; num <= 9; num++) {
								if (num !== a && num !== b && num !== c && notes[row][col][num - 1]) {
									onlyNums = false;
									break;
								}
							}

							if (onlyNums) {
								locs.push([row, col]);
							}
						}

						for (let i = 0; i < bLocs.length; i++) {
							let row = bLocs[i][0];
							let col = bLocs[i][1];

							let onlyNums = true;
							for (let num = 1; num <= 9; num++) {
								if (num !== a && num !== b && num !== c && notes[row][col][num - 1]) {
									onlyNums = false;
									break;
								}
							}

							if (onlyNums) {
								let exists = false;
								for (let j = 0; j < locs.length; j++) {
									if (locs[j][0] == row && locs[j][1] == col) {
										exists = true;
										break;
									}
								}

								if (!exists) {
									locs.push([row, col]);
								}
							}
						}

						for (let i = 0; i < cLocs.length; i++) {
							let row = cLocs[i][0];
							let col = cLocs[i][1];

							let onlyNums = true;
							for (let num = 1; num <= 9; num++) {
								if (num !== a && num !== b && num !== c && notes[row][col][num - 1]) {
									onlyNums = false;
									break;
								}
							}

							if (onlyNums) {
								let exists = false;
								for (let j = 0; j < locs.length; j++) {
									if (locs[j][0] == row && locs[j][1] == col) {
										exists = true;
										break;
									}
								}

								if (!exists) {
									locs.push([row, col]);
								}
							}
						}

						if (locs.length == 3) {
							let row1 = locs[0][0];
							let col1 = locs[0][1];
							let row2 = locs[1][0];
							let col2 = locs[1][1];
							let row3 = locs[2][0];
							let col3 = locs[2][1];

                     for (let num = 1; num <= 9; num++) {
   							for (let i = 0; i < 9; i++) {
   								for (let j = 0; j < 9; j++) {
   									if (((sees(i, j, row1, col1, num, a) && sees(i, j, row2, col2, num, a) && sees(i, j, row3, col3, num, a)) || (sees(i, j, row1, col1, num, b) && sees(i, j, row2, col2, num, b) && sees(i, j, row3, col3, num, b)) || (sees(i, j, row1, col1, num, c) && sees(i, j, row2, col2, num, c) && sees(i, j, row3, col3, num, c))) && notes[i][j][num - 1]) {
   										changeColor(i, j, num, color("red"));
   										changed = true;
   									}
   								}
   							}
                     }

							if (changed) {
								changeColor(row1, col1, a, color("yellow"));
								changeColor(row1, col1, b, color("yellow"));
								changeColor(row1, col1, c, color("yellow"));
								changeColor(row2, col2, a, color("yellow"));
								changeColor(row2, col2, b, color("yellow"));
								changeColor(row2, col2, c, color("yellow"));
								changeColor(row3, col3, a, color("yellow"));
								changeColor(row3, col3, b, color("yellow"));
								changeColor(row3, col3, c, color("yellow"));
                        console.log("Naked triple in " + getUnitString(unit) + ". " + a +  ", " + b +  ", and " + c + " can be removed at all cells seen by r" + (row1 + 1) + "c" + (col1 + 1) + ", r" + (row2 + 1) + "c" + (col2 + 1) + ", and r" + (row3 + 1) + "c" + (col3 + 1) + ".");
								return;
							}
						}
					}
				}
			}
		}
	}

	// Hidden triples
	for (let a = 1; a <= 7; a++) {
		for (let b = a + 1; b <= 8; b++) {
			for (let c = b + 1; c <= 9; c++) {
				for (let unit = 0; unit < 27 + (diagonals ? 2 : 0) + (magicSquare ? magicSquares.length : 0); unit++) {
					let aLocs = numberLocs(unit, a);
					let bLocs = numberLocs(unit, b);
					let cLocs = numberLocs(unit, c);

               if (aLocs == -1 || bLocs == -1 || cLocs == -1) {
                  continue;
               }

					if (aLocs.length <= 3 && bLocs.length <= 3 && cLocs.length <= 3 && !(aLocs.length == 0 || bLocs.length == 0 || cLocs.length == 0)) {
						let locs = [];

						for (let i = 0; i < aLocs.length; i++) {
							let row = aLocs[i][0];
							let col = aLocs[i][1];

							locs.push([row, col]);
						}

						for (let i = 0; i < bLocs.length; i++) {
							let row = bLocs[i][0];
							let col = bLocs[i][1];

							let exists = false;
							for (let j = 0; j < locs.length; j++) {
								if (locs[j][0] == row && locs[j][1] == col) {
									exists = true;
									break;
								}
							}

							if (!exists) {
								locs.push([row, col]);
							}
						}

						for (let i = 0; i < cLocs.length; i++) {
							let row = cLocs[i][0];
							let col = cLocs[i][1];

							let exists = false;
							for (let j = 0; j < locs.length; j++) {
								if (locs[j][0] == row && locs[j][1] == col) {
									exists = true;
									break;
								}
							}

							if (!exists) {
								locs.push([row, col]);
							}
						}

						if (locs.length == 3) {
							let row1 = locs[0][0];
							let col1 = locs[0][1];
							let row2 = locs[1][0];
							let col2 = locs[1][1];
							let row3 = locs[2][0];
							let col3 = locs[2][1];


							for (let num = 1; num <= 9; num++) {
								if (num !== a && num !== b && num !== c) {
									if (notes[row1][col1][num - 1]) {
										changeColor(row1, col1, num, color("red"));
										changed = true;
									}

									if (notes[row2][col2][num - 1]) {
										changeColor(row2, col2, num, color("red"));
										changed = true;
									}

									if (notes[row3][col3][num - 1]) {
										changeColor(row3, col3, num, color("red"));
										changed = true;
									}
								}
							}

							if (changed) {
								changeColor(row1, col1, a, color("yellow"));
								changeColor(row1, col1, b, color("yellow"));
								changeColor(row1, col1, c, color("yellow"));
								changeColor(row2, col2, a, color("yellow"));
								changeColor(row2, col2, b, color("yellow"));
								changeColor(row2, col2, c, color("yellow"));
								changeColor(row3, col3, a, color("yellow"));
								changeColor(row3, col3, b, color("yellow"));
								changeColor(row3, col3, c, color("yellow"));
                        console.log("Hidden triple in " + getUnitString(unit) + ". All candidates except " + a +  ", " + b +  ", and " + c + " can be removed at r" + (row1 + 1) + "c" + (col1 + 1) + ", r" + (row2 + 1) + "c" + (col2 + 1) + ", and r" + (row3 + 1) + "c" + (col3 + 1) + ".");
								return;
							}
						}
					}
				}
			}
		}
	}
}

function quads() {
   // Naked quads
	for (let a = 1; a <= 6; a++) {
		for (let b = a + 1; b <= 7; b++) {
			for (let c = b + 1; c <= 8; c++) {
            for (let d = c + 1; d <= 9; d++) {
   				for (let unit = 0; unit < 27 + (diagonals ? 2 : 0) + (magicSquare ? magicSquares.length : 0); unit++) {
   					let aLocs = numberLocs(unit, a);
   					let bLocs = numberLocs(unit, b);
   					let cLocs = numberLocs(unit, c);
                  let dLocs = numberLocs(unit, d);

                  if (aLocs == -1 || bLocs == -1 || cLocs == -1 || dLocs == -1) {
                     continue;
                  }

   					let locs = [];

   					if (!(aLocs.length == 0 || bLocs.length == 0 || cLocs.length == 0 || dLocs.length == 0)) {
   						for (let i = 0; i < aLocs.length; i++) {
   							let row = aLocs[i][0];
   							let col = aLocs[i][1];

   							let onlyNums = true;
   							for (let num = 1; num <= 9; num++) {
   								if (num !== a && num !== b && num !== c && num !== d && notes[row][col][num - 1]) {
   									onlyNums = false;
   									break;
   								}
   							}

   							if (onlyNums) {
   								locs.push([row, col]);
   							}
   						}

   						for (let i = 0; i < bLocs.length; i++) {
   							let row = bLocs[i][0];
   							let col = bLocs[i][1];

   							let onlyNums = true;
   							for (let num = 1; num <= 9; num++) {
   								if (num !== a && num !== b && num !== c && num !== d && notes[row][col][num - 1]) {
   									onlyNums = false;
   									break;
   								}
   							}

   							if (onlyNums) {
   								let exists = false;
   								for (let j = 0; j < locs.length; j++) {
   									if (locs[j][0] == row && locs[j][1] == col) {
   										exists = true;
   										break;
   									}
   								}

   								if (!exists) {
   									locs.push([row, col]);
   								}
   							}
   						}

   						for (let i = 0; i < cLocs.length; i++) {
   							let row = cLocs[i][0];
   							let col = cLocs[i][1];

   							let onlyNums = true;
   							for (let num = 1; num <= 9; num++) {
   								if (num !== a && num !== b && num !== c && num !== d && notes[row][col][num - 1]) {
   									onlyNums = false;
   									break;
   								}
   							}

   							if (onlyNums) {
   								let exists = false;
   								for (let j = 0; j < locs.length; j++) {
   									if (locs[j][0] == row && locs[j][1] == col) {
   										exists = true;
   										break;
   									}
   								}

   								if (!exists) {
   									locs.push([row, col]);
   								}
   							}
   						}

                     for (let i = 0; i < dLocs.length; i++) {
   							let row = dLocs[i][0];
   							let col = dLocs[i][1];

   							let onlyNums = true;
   							for (let num = 1; num <= 9; num++) {
   								if (num !== a && num !== b && num !== c && num !== d && notes[row][col][num - 1]) {
   									onlyNums = false;
   									break;
   								}
   							}

   							if (onlyNums) {
   								let exists = false;
   								for (let j = 0; j < locs.length; j++) {
   									if (locs[j][0] == row && locs[j][1] == col) {
   										exists = true;
   										break;
   									}
   								}

   								if (!exists) {
   									locs.push([row, col]);
   								}
   							}
   						}

   						if (locs.length == 4) {
   							let row1 = locs[0][0];
   							let col1 = locs[0][1];
   							let row2 = locs[1][0];
   							let col2 = locs[1][1];
   							let row3 = locs[2][0];
   							let col3 = locs[2][1];
                        let row4 = locs[3][0];
   							let col4 = locs[3][1];

                        for (let num = 1; num <= 9; num++) {
      							for (let i = 0; i < 9; i++) {
      								for (let j = 0; j < 9; j++) {
                                 if (((sees(i, j, row1, col1, num, a) && sees(i, j, row2, col2, num, a) && sees(i, j, row3, col3, num, a) && sees(i, j, row4, col4, num, a)) || (sees(i, j, row1, col1, num, b) && sees(i, j, row2, col2, num, b) && sees(i, j, row3, col3, num, b) && sees(i, j, row4, col4, num, b)) || (sees(i, j, row1, col1, num, c) && sees(i, j, row2, col2, num, c) && sees(i, j, row3, col3, num, c) && sees(i, j, row4, col4, num, c)) || (sees(i, j, row1, col1, num, d) && sees(i, j, row2, col2, num, d) && sees(i, j, row3, col3, num, d) && sees(i, j, row4, col4, num, d))) && notes[i][j][num - 1]) {
      										changeColor(i, j, num, color("red"));
      										changed = true;
      									}
      								}
      							}
                        }

   							if (changed) {
   								changeColor(row1, col1, a, color("yellow"));
   								changeColor(row1, col1, b, color("yellow"));
   								changeColor(row1, col1, c, color("yellow"));
                           changeColor(row1, col1, d, color("yellow"));
   								changeColor(row2, col2, a, color("yellow"));
   								changeColor(row2, col2, b, color("yellow"));
   								changeColor(row2, col2, c, color("yellow"));
                           changeColor(row2, col2, d, color("yellow"));
   								changeColor(row3, col3, a, color("yellow"));
   								changeColor(row3, col3, b, color("yellow"));
   								changeColor(row3, col3, c, color("yellow"));
                           changeColor(row3, col3, d, color("yellow"));
                           changeColor(row4, col4, a, color("yellow"));
   								changeColor(row4, col4, b, color("yellow"));
   								changeColor(row4, col4, c, color("yellow"));
                           changeColor(row4, col4, d, color("yellow"));
                           console.log("Naked quad in " + getUnitString(unit) + ". " + a +  ", " + b + ", " + c + ", and " + d + " can be removed at all cells seen by r" + (row1 + 1) + "c" + (col1 + 1) + ", r" + (row2 + 1) + "c" + (col2 + 1) + ", r" + (row3 + 1) + "c" + (col3 + 1) + ", and r" + (row4 + 1) + "c" + (col4 + 1) + ".");
   								return;
   							}
   						}
   					}
   				}
            }
			}
		}
	}

	// Hidden quads
	for (let a = 1; a <= 6; a++) {
		for (let b = a + 1; b <= 7; b++) {
			for (let c = b + 1; c <= 8; c++) {
            for (let d = c + 1; d <= 9; d++) {
   				for (let unit = 0; unit < 27 + (diagonals ? 2 : 0) + (magicSquare ? magicSquares.length : 0); unit++) {
   					let aLocs = numberLocs(unit, a);
   					let bLocs = numberLocs(unit, b);
   					let cLocs = numberLocs(unit, c);
                  let dLocs = numberLocs(unit, d);

                  if (aLocs == -1 || bLocs == -1 || cLocs == -1 || dLocs == -1) {
                     continue;
                  }

   					if (aLocs.length <= 4 && bLocs.length <= 4 && cLocs.length <= 4 && dLocs.length <= 4 && !(aLocs.length == 0 || bLocs.length == 0 || cLocs.length == 0 || dLocs.length == 0)) {
   						let locs = [];

   						for (let i = 0; i < aLocs.length; i++) {
   							let row = aLocs[i][0];
   							let col = aLocs[i][1];

   							locs.push([row, col]);
   						}

   						for (let i = 0; i < bLocs.length; i++) {
   							let row = bLocs[i][0];
   							let col = bLocs[i][1];

   							let exists = false;
   							for (let j = 0; j < locs.length; j++) {
   								if (locs[j][0] == row && locs[j][1] == col) {
   									exists = true;
   									break;
   								}
   							}

   							if (!exists) {
   								locs.push([row, col]);
   							}
   						}

   						for (let i = 0; i < cLocs.length; i++) {
   							let row = cLocs[i][0];
   							let col = cLocs[i][1];

   							let exists = false;
   							for (let j = 0; j < locs.length; j++) {
   								if (locs[j][0] == row && locs[j][1] == col) {
   									exists = true;
   									break;
   								}
   							}

   							if (!exists) {
   								locs.push([row, col]);
   							}
   						}

                     for (let i = 0; i < dLocs.length; i++) {
   							let row = dLocs[i][0];
   							let col = dLocs[i][1];

   							let exists = false;
   							for (let j = 0; j < locs.length; j++) {
   								if (locs[j][0] == row && locs[j][1] == col) {
   									exists = true;
   									break;
   								}
   							}

   							if (!exists) {
   								locs.push([row, col]);
   							}
   						}

   						if (locs.length == 4) {
   							let row1 = locs[0][0];
   							let col1 = locs[0][1];
   							let row2 = locs[1][0];
   							let col2 = locs[1][1];
   							let row3 = locs[2][0];
   							let col3 = locs[2][1];
                        let row4 = locs[3][0];
   							let col4 = locs[3][1];

   							for (let num = 1; num <= 9; num++) {
   								if (num !== a && num !== b && num !== c && num !== d) {
   									if (notes[row1][col1][num - 1]) {
   										changeColor(row1, col1, num, color("red"));
   										changed = true;
   									}

   									if (notes[row2][col2][num - 1]) {
   										changeColor(row2, col2, num, color("red"));
   										changed = true;
   									}

   									if (notes[row3][col3][num - 1]) {
   										changeColor(row3, col3, num, color("red"));
   										changed = true;
   									}

                              if (notes[row4][col4][num - 1]) {
   										changeColor(row4, col4, num, color("red"));
   										changed = true;
   									}
   								}
   							}

   							if (changed) {
   								changeColor(row1, col1, a, color("yellow"));
   								changeColor(row1, col1, b, color("yellow"));
   								changeColor(row1, col1, c, color("yellow"));
                           changeColor(row1, col1, d, color("yellow"));
   								changeColor(row2, col2, a, color("yellow"));
   								changeColor(row2, col2, b, color("yellow"));
   								changeColor(row2, col2, c, color("yellow"));
                           changeColor(row2, col2, d, color("yellow"));
   								changeColor(row3, col3, a, color("yellow"));
   								changeColor(row3, col3, b, color("yellow"));
   								changeColor(row3, col3, c, color("yellow"));
                           changeColor(row3, col3, d, color("yellow"));
                           changeColor(row4, col4, a, color("yellow"));
   								changeColor(row4, col4, b, color("yellow"));
   								changeColor(row4, col4, c, color("yellow"));
                           changeColor(row4, col4, d, color("yellow"));
                           console.log("Hidden quad in " + getUnitString(unit) + ". All candidates except " + a + ", " + b + ", " + c + ", and " + d + " can be removed at r" + (row1 + 1) + "c" + (col1 + 1) + ", r" + (row2 + 1) + "c" + (col2 + 1) + ", r" + (row3 + 1) + "c" + (col3 + 1) + ", and r" + (row4 + 1) + "c" + (col4 + 1) + ".");
   								return;
   							}
   						}
   					}
   				}
            }
			}
		}
	}
}

function eliminate() {
   // Eliminate candidates at cells that see every possible cell for a number in a unit
   for (let unit = 0; unit < 27 + (diagonals ? 2 : 0) + (magicSquare ? magicSquares.length : 0); unit++) {
      for (let num = 1; num <= 9; num++) {
         let locs = numberLocs(unit, num);

         if (locs == -1) {
            continue;
         }

         if (locs.length !== 0) {
            let locsString = "";
            for (let num1 = 1; num1 <= 9; num1++) {
               for (let i = 0; i < 9; i++) {
                  for (let j = 0; j < 9; j++) {
                     let seesAll = true;

                     for (let k = 0; k < locs.length; k++) {
                        let row = locs[k][0];
                        let col = locs[k][1];

                        if (!sees(i, j, row, col, num1, num)) {
                           seesAll = false;
                           break;
                        }
                     }

                     if (seesAll) {
                        if (notes[i][j][num1 - 1]) {
                           changeColor(i, j, num1, color("red"));
                           changed = true;

                           if (locsString.localeCompare("") !== 0) {
                              locsString = locsString + ","
                           }
                           locsString = locsString + " " + num1 + " at r" + (i + 1) + "c" + (j + 1);
                        }
                     }
                  }
               }
            }

            if (changed) {
               for (let i = 0; i < locs.length; i++) {
                  changeColor(locs[i][0], locs[i][1], num, color("yellow"));
               }
               console.log("Placing a" + locsString + " eliminates all possible cells for a " + num + " in " + getUnitString(unit));
               return;
            }
         }
      }
   }
}

function xWing() {
   let inRow = true;
   do {
      for (let num = 1; num <= 9; num++) {
         for (let a = 0; a < 8; a++) {
            for (let b = a + 1; b < 9; b++) {
               unitA = a + ((inRow) ? 0 : 9);
               unitB = b + ((inRow) ? 0 : 9);

               let aLocs = numberLocs(unitA, num);
               let bLocs = numberLocs(unitB, num);

               if (aLocs == -1 || bLocs == -1) {
                  continue;
               }

               if (aLocs.length !== 0 && bLocs.length !== 0) {
                  let locs = [];
                  for (let i = 0; i < aLocs.length; i++) {
                     let exists = false;
                     for (let j = 0; j < locs.length; j++) {
                        if (locs[j] == aLocs[i][(inRow) ? 1 : 0]) {
                           exists = true;
                           break;
                        }
                     }

                     if (!exists) {
                        locs.push(aLocs[i][(inRow) ? 1 : 0]);
                     }
                  }

                  for (let i = 0; i < bLocs.length; i++) {
                     let exists = false;
                     for (let j = 0; j < locs.length; j++) {
                        if (locs[j] == bLocs[i][(inRow) ? 1 : 0]) {
                           exists = true;
                           break;
                        }
                     }

                     if (!exists) {
                        locs.push(bLocs[i][(inRow) ? 1 : 0]);
                     }
                  }

                  if (locs.length == 2) {
                     let removedString = "";
                     for (let num1 = 1; num1 <= 9; num1++) {
                        let removed = "";
                        for (let i = 0; i < 9; i++) {
                           for (let j = 0; j < 9; j++) {
                              if (notes[i][j][num1 - 1]) {
                                 for (let unit = 0; unit < 9; unit++) {
                                    if (unit == locs[0] || unit == locs[1]) {
                                       let seesAll = true;

                                       for (let cell = 0; cell < 2; cell++) {
                                          let option;
                                          switch (cell) {
                                             case 0:
                                                option = a;
                                                break;
                                             case 1:
                                                option = b;
                                                break;
                                          }

                                          let row = (inRow) ? option : unit;
                                          let col = (inRow) ? unit : option;

                                          if (notes[row][col][num - 1] && !sees(i, j, row, col, num1, num)) {
                                             seesAll = false;
                                             break;
                                          }
                                       }

                                       if (seesAll) {
                                          changeColor(i, j, num1, color("red"));
                                          changed = true;

                                          if (removed.localeCompare("") == 0) {
                                             removed = removed + num1 + " can be removed in";
                                          } else {
                                             removed = removed + ",";
                                          }

                                          removed = removed + " r" + (i + 1) + "c" + (j + 1);
                                       }
                                    }
                                 }
                              }
                           }
                        }

                        if (removed.localeCompare("") !== 0) {
                           removedString = removedString + ", " + removed;
                        }
                     }

                     if (changed) {
                        for (let unit = 0; unit < 9; unit++) {
                           if (unit == a || unit == b) {
                              for (let cell = 0; cell < 2; cell++) {
                                 let row = (inRow) ? unit : locs[cell];
                                 let col = (inRow) ? locs[cell] : unit;

                                 if (notes[row][col][num - 1]) {
                                    changeColor(row, col, num, color("yellow"));
                                 }
                              }
                           }
                        }

                        console.log("X-Wing on " + num + " found in " + getUnitString(unitA) + " and " + getUnitString(unitB) + ". Therefore" + removedString + ".");
                        return;
                     }
                  }
               }
            }
         }
      }
      inRow = !inRow;
   } while (!inRow);
}

function yWing() {
   for (let i = 0; i < 9; i++) {
      for (let j = 0; j < 9; j++) {
         if (numPossible[i][j] == 2) {
            let posPivot = [];
            for (let num = 1; num <= 9; num++) {
               if (notes[i][j][num - 1]) {
                  posPivot.push(num);
               }
            }

            for (let a = 0; a < 9; a++) {
               for (let b = 0; b < 9; b++) {
                  if (numPossible[a][b] == 2) {
                     let posCor1 = [];
                     for (let num = 1; num <= 9; num++) {
                        if (notes[a][b][num - 1]) {
                           posCor1.push(num);
                        }
                     }

                     if (sees(a, b, i, j, posCor1[0], posPivot[0]) || sees(a, b, i, j, posCor1[0], posPivot[1]) || sees(a, b, i, j, posCor1[1], posPivot[0]) || sees(a, b, i, j, posCor1[1], posPivot[1])) {
                        for (let x = 0; x < 9; x++) {
                           for (let y = 0; y < 9; y++) {
                              if (numPossible[x][y] == 2) {
                                 let posCor2 = [];
                                 for (let num = 1; num <= 9; num++) {
                                    if (notes[x][y][num - 1]) {
                                       posCor2.push(num);
                                    }
                                 }

                                 if (sees(x, y, i, j, posCor2[0], posPivot[0]) || sees(x, y, i, j, posCor2[0], posPivot[1]) || sees(x, y, i, j, posCor2[1], posPivot[0]) || sees(x, y, i, j, posCor2[1], posPivot[1])) {
                                    for (let option = 0; option < 8; option++) {
                                       let pivotNum1 = posPivot[option % 2];
                                       let pivotNum2 = posPivot[(option + 1) % 2];
                                       let cor1 = posCor1[floor(option / 2) % 2];
                                       let cor2 = posCor2[floor(option / 4)];

                                       if (!sees(a, b, i, j, cor1, pivotNum1)) {
                                          continue;
                                       }

                                       if (!sees(x, y, i, j, cor2, pivotNum2)) {
                                          continue;
                                       }

                                       let other1 = posCor1[((floor(option / 2) % 2) + 1) % 2];
                                       let other2 = posCor2[((floor(option / 4)) + 1) % 2];

                                       let removed = "";
                                       for (let num = 1; num <= 9; num++) {
                                          for (let m = 0; m < 9; m++) {
                                             for (let n = 0; n < 9; n++) {
                                                if (notes[m][n][num - 1] && sees(m, n, a, b, num, other1) && sees(m, n, x, y, num, other2)) {
                                                   changeColor(m, n, num, color("red"));
                                                   removed = removed + ", " + num + " can be removed at r" + (m + 1) + "c" + (n + 1);
                                                   changed = true;
                                                }
                                             }
                                          }
                                       }
                                       removed = removed + ".";

                                       if (changed) {
                                          for (let num = 1; num <= 9; num++) {
                                             changeColor(i, j, num, color("yellow"));
                                             changeColor(a, b, num, color("yellow"));
                                             changeColor(x, y, num, color("yellow"));
                                          }

                                          console.log("Y-wing found with hinge at r" + (i + 1) + "c" + (j + 1) + " and wings at r" + (a + 1) + "c" + (b + 1) + " and r" + (x + 1) + "c" + (y + 1) + ". Therefore" + removed);
                                          return;
                                       }
                                    }
                                 }
                              }
                           }
                        }
                     }
                  }
               }
            }
         }
      }
   }
}

function swordfish() {
   let inRow = true;
   do {
      for (let num = 1; num <= 9; num++) {
         for (let a = 0; a < 7; a++) {
            for (let b = a + 1; b < 8; b++) {
               for (let c = b + 1; c < 9; c++) {
                  unitA = a + ((inRow) ? 0 : 9);
                  unitB = b + ((inRow) ? 0 : 9);
                  unitC = c + ((inRow) ? 0 : 9);

                  let aLocs = numberLocs(unitA, num);
                  let bLocs = numberLocs(unitB, num);
                  let cLocs = numberLocs(unitC, num);

                  if (aLocs == -1 || bLocs == -1 || cLocs == -1) {
                     continue;
                  }

                  if (aLocs.length !== 0 && bLocs.length !== 0 && cLocs.length !== 0) {
                     let locs = [];
                     for (let i = 0; i < aLocs.length; i++) {
                        let exists = false;
                        for (let j = 0; j < locs.length; j++) {
                           if (locs[j] == aLocs[i][(inRow) ? 1 : 0]) {
                              exists = true;
                              break;
                           }
                        }

                        if (!exists) {
                           locs.push(aLocs[i][(inRow) ? 1 : 0]);
                        }
                     }

                     for (let i = 0; i < bLocs.length; i++) {
                        let exists = false;
                        for (let j = 0; j < locs.length; j++) {
                           if (locs[j] == bLocs[i][(inRow) ? 1 : 0]) {
                              exists = true;
                              break;
                           }
                        }

                        if (!exists) {
                           locs.push(bLocs[i][(inRow) ? 1 : 0]);
                        }
                     }

                     for (let i = 0; i < cLocs.length; i++) {
                        let exists = false;
                        for (let j = 0; j < locs.length; j++) {
                           if (locs[j] == cLocs[i][(inRow) ? 1 : 0]) {
                              exists = true;
                              break;
                           }
                        }

                        if (!exists) {
                           locs.push(cLocs[i][(inRow) ? 1 : 0]);
                        }
                     }

                     if (locs.length == 3) {
                        let removedString = "";
                        for (let num1 = 1; num1 <= 9; num1++) {
                           let removed = "";
                           for (let i = 0; i < 9; i++) {
                              for (let j = 0; j < 9; j++) {
                                 if (notes[i][j][num1 - 1]) {
                                    for (let unit = 0; unit < 9; unit++) {
                                       if (unit == locs[0] || unit == locs[1] || unit == locs[2]) {
                                          let seesAll = true;

                                          for (let cell = 0; cell < 3; cell++) {
                                             let option;
                                             switch (cell) {
                                                case 0:
                                                   option = a;
                                                   break;
                                                case 1:
                                                   option = b;
                                                   break;
                                                case 2:
                                                   option = c;
                                                   break;
                                             }

                                             let row = (inRow) ? option : unit;
                                             let col = (inRow) ? unit : option;

                                             if (notes[row][col][num - 1] && !sees(i, j, row, col, num1, num)) {
                                                seesAll = false;
                                                break;
                                             }
                                          }

                                          if (seesAll) {
                                             changeColor(i, j, num1, color("red"));
                                             changed = true;

                                             if (removed.localeCompare("") == 0) {
                                                removed = removed + num1 + " can be removed in";
                                             } else {
                                                removed = removed + ",";
                                             }

                                             removed = removed + " r" + (i + 1) + "c" + (j + 1);
                                          }
                                       }
                                    }
                                 }
                              }
                           }

                           if (removed.localeCompare("") !== 0) {
                              removedString = removedString + ", " + removed;
                           }
                        }

                        if (changed) {
                           for (let unit = 0; unit < 9; unit++) {
                              if (unit == a || unit == b || unit == c) {
                                 for (let cell = 0; cell < 3; cell++) {
                                    let row = (inRow) ? unit : locs[cell];
                                    let col = (inRow) ? locs[cell] : unit;

                                    if (notes[row][col][num - 1]) {
                                       changeColor(row, col, num, color("yellow"));
                                    }
                                 }
                              }
                           }

                           console.log("Swordfish on " + num + " found in " + getUnitString(unitA) + ", " + getUnitString(unitB) + ", and " + getUnitString(unitC) + ". Therefore" + removedString + ".");
                           return;
                        }
                     }
                  }
               }
            }
         }
      }
      inRow = !inRow;
   } while (!inRow);
}

function xyzWing() {
   for (let a = 1; a <= 9; a++) {
      for (let b = 1; b <= 9; b++) {
         if (a == b) {
            continue;
         }

         for (let c = 1; c <= 9; c++) {
            if (a == c || b == c) {
               continue;
            }

            for (let row = 0; row < 9; row++) {
               for (let col = 0; col < 9; col++) {
                  if (numPossible[row][col] == 3 && notes[row][col][a - 1] && notes[row][col][b - 1] && notes[row][col][c - 1]) {
                     for (let row1 = 0; row1 < 9; row1++) {
                        for (let col1 = 0; col1 < 9; col1++) {
                           if (numPossible[row1][col1] !== 2) {
                              continue;
                           }

                           let bothSee = true;
                           let options = [];
                           for (let num = 1; num <= 9; num++) {
                              if (notes[row1][col1][num - 1]) {
                                 options.push(num);
                              }
                           }

                           for (let i = 0; i < options.length; i++) {
                              if (!sees(row1, col1, row, col, options[i], a) && !sees(row1, col1, row, col, options[i], b) && !sees(row1, col1, row, col, options[i], c))
                              bothSee = false;
                           }

                           if (bothSee && (sees(row1, col1, row, col, options[0], a) || sees(row1, col1, row, col, options[1], a))) {
                              for (let row2 = 0; row2 < 9; row2++) {
                                 for (let col2 = 0; col2 < 9; col2++) {
                                    if (numPossible[row2][col2] !== 2 || (row2 == row1 && col2 == col1)) {
                                       continue;
                                    }

                                    let bothSee1 = true;
                                    let options1 = [];
                                    for (let num = 1; num <= 9; num++) {
                                       if (notes[row2][col2][num - 1]) {
                                          options1.push(num);
                                       }
                                    }

                                    for (let i = 0; i < options1.length; i++) {
                                       if (!sees(row2, col2, row, col, options1[i], a) && !sees(row2, col2, row, col, options1[i], b) && !sees(row2, col2, row, col, options1[i], c))
                                       bothSee1 = false;
                                    }

                                    if (bothSee1 && (sees(row2, col2, row, col, options1[0], a) || sees(row2, col2, row, col, options1[1], a))) {
                                       let bSeen = false, cSeen = false;

                                       for (let i = 0; i < options.length; i++) {
                                          if (sees(row1, col1, row, col, options[i], b) || sees(row2, col2, row, col, options1[i], b)) {
                                             bSeen = true;
                                          }

                                          if (sees(row1, col1, row, col, options[i], c) || sees(row2, col2, row, col, options1[i], c)) {
                                             cSeen = true;
                                          }
                                       }

                                       if (bSeen && cSeen) {
                                          let seesA = new Array(2);
                                          for (let i = 0; i < seesA.length; i++) {
                                             seesA[i] = 0;
                                          }

                                          for (let i = 0; i < options.length; i++) {
                                             if (seesA[0] == 0 && sees(row1, col1, row, col, options[i], a)) {
                                                seesA[0] = options[i];
                                             }

                                             if (seesA[1] == 0 && sees(row2, col2, row, col, options1[i], a)) {
                                                seesA[1] = options1[i];
                                             }
                                          }

                                          let removedString = "";
                                          for (let num = 1; num <= 9; num++) {
                                             let removed = "";
                                             for (let i = 0; i < 9; i++) {
                                                for (let j = 0; j < 9; j++) {
                                                   if (notes[i][j][num - 1] && sees(i, j, row, col, num, a) && sees(i, j, row1, col1, num, seesA[0]) && sees(i, j, row2, col2, num, seesA[1])) {
                                                      changeColor(i, j, num, color("red"));
                                                      changed = true;

                                                      if (removed.localeCompare("") == 0) {
                                                         removed = removed + num + " can be removed in";
                                                      } else {
                                                         removed = removed + ",";
                                                      }

                                                      removed = removed + " r" + (i + 1) + "c" + (j + 1);
                                                   }
                                                }
                                             }

                                             if (removed.localeCompare("") !== 0) {
                                                removedString = removedString + ", " + removed;
                                             }
                                          }

                                          if (changed) {
                                             for (let num = 1; num <= 9; num++) {
                                                changeColor(row, col, num, color("yellow"));
                                                changeColor(row1, col1, num, color("yellow"));
                                                changeColor(row2, col2, num, color("yellow"));
                                             }

                                             console.log("XYZ Wing with hinge at r" + (row + 1) + "c" + (col + 1) + ". Therefore" + removedString + ".");
                                             return;
                                          }
                                       }
                                    }
                                 }
                              }
                           }
                        }
                     }
                  }
               }
            }
         }
      }
   }
}

function jellyfish() {
   let inRow = true;
   do {
      for (let num = 1; num <= 9; num++) {
         for (let a = 0; a < 6; a++) {
            for (let b = a + 1; b < 7; b++) {
               for (let c = b + 1; c < 8; c++) {
                  for (let d = c + 1; d < 9; d++) {
                     unitA = a + ((inRow) ? 0 : 9);
                     unitB = b + ((inRow) ? 0 : 9);
                     unitC = c + ((inRow) ? 0 : 9);
                     unitD = d + ((inRow) ? 0 : 9);

                     let aLocs = numberLocs(unitA, num);
                     let bLocs = numberLocs(unitB, num);
                     let cLocs = numberLocs(unitC, num);
                     let dLocs = numberLocs(unitD, num);

                     if (aLocs == -1 || bLocs == -1 || cLocs == -1 || dLocs == -1) {
                        continue;
                     }

                     if (aLocs.length !== 0 && bLocs.length !== 0 && cLocs.length !== 0 && dLocs.length !== 0) {
                        let locs = [];
                        for (let i = 0; i < aLocs.length; i++) {
                           let exists = false;
                           for (let j = 0; j < locs.length; j++) {
                              if (locs[j] == aLocs[i][(inRow) ? 1 : 0]) {
                                 exists = true;
                                 break;
                              }
                           }

                           if (!exists) {
                              locs.push(aLocs[i][(inRow) ? 1 : 0]);
                           }
                        }

                        for (let i = 0; i < bLocs.length; i++) {
                           let exists = false;
                           for (let j = 0; j < locs.length; j++) {
                              if (locs[j] == bLocs[i][(inRow) ? 1 : 0]) {
                                 exists = true;
                                 break;
                              }
                           }

                           if (!exists) {
                              locs.push(bLocs[i][(inRow) ? 1 : 0]);
                           }
                        }

                        for (let i = 0; i < cLocs.length; i++) {
                           let exists = false;
                           for (let j = 0; j < locs.length; j++) {
                              if (locs[j] == cLocs[i][(inRow) ? 1 : 0]) {
                                 exists = true;
                                 break;
                              }
                           }

                           if (!exists) {
                              locs.push(cLocs[i][(inRow) ? 1 : 0]);
                           }
                        }

                        for (let i = 0; i < dLocs.length; i++) {
                           let exists = false;
                           for (let j = 0; j < locs.length; j++) {
                              if (locs[j] == dLocs[i][(inRow) ? 1 : 0]) {
                                 exists = true;
                                 break;
                              }
                           }

                           if (!exists) {
                              locs.push(dLocs[i][(inRow) ? 1 : 0]);
                           }
                        }

                        if (locs.length == 4) {
                           let removedString = "";
                           for (let num1 = 1; num1 <= 9; num1++) {
                              let removed = "";
                              for (let i = 0; i < 9; i++) {
                                 for (let j = 0; j < 9; j++) {
                                    if (notes[i][j][num1 - 1]) {
                                       for (let unit = 0; unit < 9; unit++) {
                                          if (unit == locs[0] || unit == locs[1] || unit == locs[2] || unit == locs[3]) {
                                             let seesAll = true;

                                             for (let cell = 0; cell < 4; cell++) {
                                                let option;
                                                switch (cell) {
                                                   case 0:
                                                      option = a;
                                                      break;
                                                   case 1:
                                                      option = b;
                                                      break;
                                                   case 2:
                                                      option = c;
                                                      break;
                                                   case 3:
                                                      option = d;
                                                      break;
                                                }

                                                let row = (inRow) ? option : unit;
                                                let col = (inRow) ? unit : option;

                                                if (notes[row][col][num - 1] && !sees(i, j, row, col, num1, num)) {
                                                   seesAll = false;
                                                   break;
                                                }
                                             }

                                             if (seesAll) {
                                                changeColor(i, j, num1, color("red"));
                                                changed = true;

                                                if (removed.localeCompare("") == 0) {
                                                   removed = removed + num1 + " can be removed in";
                                                } else {
                                                   removed = removed + ",";
                                                }

                                                removed = removed + " r" + (i + 1) + "c" + (j + 1);
                                             }
                                          }
                                       }
                                    }
                                 }
                              }

                              if (removed.localeCompare("") !== 0) {
                                 removedString = removedString + ", " + removed;
                              }
                           }

                           if (changed) {
                              for (let unit = 0; unit < 9; unit++) {
                                 if (unit == a || unit == b || unit == c || unit == d) {
                                    for (let cell = 0; cell < 4; cell++) {
                                       let row = (inRow) ? unit : locs[cell];
                                       let col = (inRow) ? locs[cell] : unit;

                                       if (notes[row][col][num - 1]) {
                                          changeColor(row, col, num, color("yellow"));
                                       }
                                    }
                                 }
                              }

                              console.log("Jellyfish on " + num + " found in " + getUnitString(unitA) + ", " + getUnitString(unitB) + ", " + getUnitString(unitC) + ", and " + getUnitString(unitD) + ". Therefore" + removedString + ".");
                              return;
                           }
                        }
                     }
                  }
               }
            }
         }
      }
      inRow = !inRow;
   } while (!inRow);
}

function simpleChains() {
   for (let num = 1; num <= 9; num++) {
      for (let unit = 0; unit < 27 + (diagonals ? 2 : 0) + (magicSquare ? magicSquares.length : 0); unit++) {
         let locs = numberLocs(unit, num);

         if (locs == -1) {
            continue;
         }

         if (locs.length == 2) {
            for (let i = 0; i < locs.length; i++) {
               colorChains(locs[i], unit, num, (i == 0));
            }

            let removedString = "";
            let removeLocs = [];
            for (let num1 = 1; num1 <= 9; num1++) {
               let removed = "";
               for (let i = 0; i < 9; i++) {
                  for (let j = 0; j < 9; j++) {
                     if (notes[i][j][num1 - 1]) {
                        let seesOrange = false;
                        let seesBlue = false;
                        for (let a = 0; a < 9; a++) {
                           for (let b = 0; b < 9; b++) {
                              if (a == i && b == j) {
                                 continue;
                              }

                              if (sees(i, j, a, b, num1, num) && !compareColor(noteColor[a][b][num - 1], color("white"))) {
                                 if (compareColor(noteColor[a][b][num - 1], color("deepskyblue"))) {
                                    seesBlue = true;
                                 } else if (compareColor(noteColor[a][b][num - 1], color("darkorange"))) {
                                    seesOrange = true;
                                 }
                              }
                           }
                        }

                        if (seesBlue && seesOrange) {
                           removeLocs.push([i, j, num1]);
                           changed = true;

                           if (removed.localeCompare("") == 0) {
                              removed = removed + num1 + " at ";
                           } else {
                              removed = removed + ", ";
                           }

                           removed = removed + "r" + (i + 1) + "c" + (j + 1);
                        }
                     }
                  }
               }

               if (removedString.localeCompare("") !== 0 && removed.localeCompare("") !== 0) {
                  removedString = removedString + ", ";
               }

               removedString = removedString + removed;
            }

            if (changed) {
               for (let i = 0; i < removeLocs.length; i++) {
                  changeColor(removeLocs[i][0], removeLocs[i][1], removeLocs[i][2], color("red"));
               }
               console.log("Placing " + removedString + " eliminates both simple chains (Orange and Blue) for " + num + ".");
               return;
            }

            for (let i = 0; i < 9; i++) {
               for (let j = 0; j < 9; j++) {
                  changeColor(i, j, num, color("white"));
               }
            }
         }
      }
   }
}

async function guess() {
   if (!uniqueCheck) {
      return;
   }

   guessing = true;
   let minTries = Infinity;
   let elimination = [];
   for (let possible = 1; possible <= 9; possible++) {
      for (let i = 0; i < 9; i++) {
         for (let j = 0; j < 9; j++) {
            if (digits[i][j] !== 0 || numPossible[i][j] > possible) {
               continue;
            }

            for (let num = 1; num <= 9; num++) {
               if (!notes[i][j][num - 1] || solution[i][j] == num) {
                  continue;
               }

               let pdigits = [];
         		let pnotes = [];
               let pdigitColor = [];
               let pnoteColor = [];
               let pnumPossible = [];
               let pSolveCount = solveCount;

               for (let i = 0; i < 9; i++) {
                  pdigits[i] = digits[i].slice();
                  pdigitColor[i] = digitColor[i].slice();
                  pnumPossible[i] = numPossible[i].slice();

                  pnotes[i] = [];
                  pnoteColor[i] =[];
                  for (let j = 0; j < 9; j++) {
                     pnotes[i][j] = notes[i][j].slice();
                     pnoteColor[i][j] = noteColor[i][j].slice();
                  }
               }

               recursCount = 0;
               solveCount = 0;

               placeDigit(i, j, num);
               await solveRecurs(false);
               removeDigit(i, j);

               for (let i = 0; i < 9; i++) {
                  digits[i] = pdigits[i].slice();
                  digitColor[i] = pdigitColor[i].slice();
                  numPossible[i] = pnumPossible[i].slice();

                  for (let j = 0; j < 9; j++) {
                     notes[i][j] = pnotes[i][j].slice();
                     noteColor[i][j] = pnoteColor[i][j].slice();
                  }
               }
               solveCount = pSolveCount;

               // console.log(i, j, num, recursCount);

               if (recursCount < minTries) {
                  minTries = recursCount;
                  elimination = [i, j, num];
                  // console.log("Min found", elimination, minTries);
               }

               if (minTries < threshold) {
                  break;
               }
            }

            if (minTries < threshold) {
               break;
            }
         }

         if (minTries < threshold) {
            break;
         }
      }

      if (minTries < threshold) {
         break;
      }
   }

   if (elimination.length !== 0) {
      let row = elimination[0];
      let col = elimination[1];
      let num = elimination[2];

      changeColor(row, col, num, color("red"));
      console.log("Placing " + num + " at r" + (row + 1) + "c" + (col + 1) + " breaks the puzzle the fastest, therefore, it can be eliminated as a candidate.");
      changed = true;
   }

   guessing = false;
}

function colorChains(loc, pUnit, num, c) {
   let row = loc[0];
   let col = loc[1];

   if (compareColor(noteColor[row][col][num - 1], color("white"))) {
      changeColor(row, col, num, (c) ? color("deepskyblue") : color("darkorange"));

      for (let unit = 0; unit < 27 + (diagonals ? 2 : 0) + (magicSquare ? magicSquares.length : 0); unit++) {
         if (unit == pUnit) {
            continue;
         }

         let locs = numberLocs(unit, num);

         if (locs == -1) {
            continue;
         }

         if (locs.length !== 2) {
            continue;
         }

         let contained = false;
         for (let i = 0; i < locs.length; i++) {
            let row1 = locs[i][0];
            let col1 = locs[i][1];

            if (row1 == row && col1 == col) {
               contained = true;
               break;
            }
         }

         if (contained) {
            for (let i = 0; i < locs.length; i++) {
               let row1 = locs[i][0];
               let col1 = locs[i][1];

               if (row1 == row && col1 == col) {
                  continue;
               }

               colorChains(locs[i], unit, num, !c);
            }
         }
      }
   }
}

function gridFromBox(box, index) {
	// Returns row and col location for a specific index within a box/irregular region. Box from 0-8, index from 0-8
	let count = 0;

	for (let i = 0; i < 9; i++) {
		for (let j = 0; j < 9; j++) {
			if (boxNum[i][j] == box) {
				if (count == index) {
					return [i, j];
				}
				count++;
			}
		}
	}
}

function numberLocs(unit, num) {
	// Finds all possible locations for a number within a unit.
	let locs = [];
	for (let i = 0; i < 9; i++) {
		let row, col;

		switch (floor(unit / 9)) {
			case 0:
				row = unit % 9;
				col = i;
				break;
			case 1:
				row = i;
				col = unit % 9;
				break;
			case 2:
				let arr = gridFromBox(unit % 9, i);
				row = arr[0];
				col = arr[1];
				break;
			default:
				unit -= 27;
				if (diagonals && unit < 2) {
					row = i;
					col = (unit == 0) ? i : 8 - i;
				} else if (magicSquares) {
					let squareNum = unit - (diagonals ? 2 : 0);
					let cRow = magicSquares[squareNum][0];
					let cCol = magicSquares[squareNum][1];

					row = cRow + floor(i / 3) - 1;
					col = cCol + (i % 3) - 1;
				}

				break;
		}

		// console.log(unit, num, row, col);

		if (notes[row][col][num - 1]) {
			locs.push([row, col]);
		}

		if (digits[row][col] == num) {
			return -1;
		}
	}

	return locs;
}

function getUnitString(unit) {
	// Returns a string with the type of unit and what number of the unit the argument specifies. Used for identifying what logical deductions solver makes
   switch (floor(unit / 9)) {
      case 0:
         let row = unit % 9 + 1;
         return ("row " + row);
         break;
      case 1:
         let col = unit % 9 + 1;
         return ("col " + col);
         break;
      case 2:
         let box = unit % 9 + 1;
         return ("box " + box);
         break;
      default:
         unit -= 27;
         if (diagonals && unit < 2) {
            return ("diagonal " + (unit + 1));
         } else if (magicSquares) {
            let squareNum = unit - (diagonals ? 2 : 0);

            return ("magic square " + (squareNum + 1));
         }

         break;
   }
}

function findCombos(sum, noRepeat = false, notUsed = []) {
	// Finds all number combos that sum to a given total. If noRepeat is true, numbers are not allowed to repeat in a combo. If sandwichTotal is true, 1 and 9 are invalid numbers for a combo
   let arr = new Array(9);
   let combos = [];

   sumNums(arr, 0, sum, sum, combos, noRepeat, notUsed);

   return combos;
}

function sumNums(arr, index, num, reduced, combos, noRepeat, notUsed) {
	// Recursive function to generate combos that sum to a total.
   if (reduced < 0) {
      return;
   }

   if (reduced == 0) {
		// Copy current state of arr to a new element in combos if the current sum of the numbers in arr equals the sum
      let tempArr = [];
      for (let i = 0; i < index; i++) {
         tempArr[i] = arr[i];
      }

      if (tempArr.length <= 9) {
         combos.push(tempArr);
      }

      return;
   }

	// Calculate min and max val for the next number used in the sum
   let prev;
   if (index == 0) {
      prev = 1;
   } else {
      prev = arr[index - 1] + ((noRepeat) ? 1 : 0);
   }

	// Loop from min val to max val and recursively call this function
   for (let i = prev; i <= 9; i++) {
      let possible = true;
      for (let j = 0; j < notUsed.length; j++) {
         if (i == notUsed[j]) {
            possible = false;
            break;
         }
      }

      if (!possible) {
         continue;
      }

      arr[index] = i;

      sumNums(arr, index + 1, num, reduced - i, combos, noRepeat, notUsed);
   }
}

function onDiagonal(row, col, diagNum) {
	// Determines if a cell is on a major diagonal
   return (diagNum == 1) ? (row == col) : (8 - row == col);
}

function sees(r1, c1, r2, c2, num1 = 0, num2 = 0) {
	// Determines if num1 in r(r1)c(c1) eliminates num2 in r(r2)c(c2)
   if (num1 == num2) {
      if (r1 == r2 && c1 == c2) {
         return false;
      }

      if (r1 == r2 || c1 == c2) {
         return true;
      }

      if (boxNum[r1][c1] == boxNum[r2][c2]) {
         return true;
      }

      if (thermo) {
         let thermoInfo1 = onThermo(r1, c1);
         let thermoInfo2 = onThermo(r2, c2);
         for (let i = 0; i < thermoInfo1.length; i++) {
            let thermo1 = thermoInfo1[i][0];
            for (let j = 0; j < thermoInfo2.length; j++) {
               let thermo2 = thermoInfo2[j][0];
               if (thermo1 == thermo2) {
                  return true;
               }
            }
         }
      }

      if (kingsMove) {
         if (orthoDist(r1, c1, r2, c2) == 2) {
            return true;
         }
      }

      if (knightsMove) {
         if (orthoDist(r1, c1, r2, c2) == 3) {
            return true;
         }
      }

      if (queensMove && num1 !== 0) {
         if (queensDigits[num1 - 1] && (abs(r1 - r2) == abs(c1 - c2))) {
            return true;
         }
      }

      if (diagonals) {
         if ((onDiagonal(r1, c1, 1) && onDiagonal(r2, c2, 1)) || (onDiagonal(r1, c1, 2) && onDiagonal(r2, c2, 2))) {
            return true;
         }
      }

      if (magicSquare) {
         for (let i = 0; i < magicSquares.length; i++) {
            let cRow = magicSquares[i][0];
            let cCol = magicSquares[i][1];

            if ((orthoDist(r1, c1, cRow, cCol) < 2 || (orthoDist(r1, c1, cRow, cCol) == 2 && r1 !== cRow && c1 !== cCol)) && (orthoDist(r2, c2, cRow, cCol) < 2 || (orthoDist(r2, c2, cRow, cCol) == 2 && r2 !== cRow && c2 !== cCol))) {
               return true;
            }
         }
      }
   } else {
      if (r1 == r2 && c1 == c2) {
         return true;
      }

      if (nonConsecutive) {
         if (num1 !== 0 && num2 !== 0 && abs(num1 - num2) == 1 && orthoDist(r1, c1, r2, c2) == 1) {
            return true;
         }
      }
   }

   return false;
}

function orthoDist(r1, c1, r2, c2) {
	// Calculates the minimum orthogonal distance between two cells
   return (abs(r1 - r2) + abs(c1 - c2));
}

function checkValid(row, col, num) {
	// Checks if a number is valid in a cell
	if (digits[row][col] == num) {
		return true;
	} else if (digits[row][col] !== 0) {
		return false;
	}

   if (!notes[row][col][num - 1]) {
      return false;
   }

   for (let i = 0; i < 9; i++) {
      for (let j = 0; j < 9; j++) {
         if (sees(i, j, row, col, num, digits[i][j]) && digits[i][j] !== 0) {
            return false;
         }
      }
   }

   let min = findMin(row, col);
   let max = findMax(row, col);

   if (num < min || num > max) {
      return false;
   }

   return true;
}

function compareColor(c1, c2) {
	// Compares two given colors to see if they are identical
   return (red(c1) == red(c2) && green(c1) == green(c2) && blue(c1) == blue(c2));
}

async function checkSolvable() {
	// Handles recursive function to determine if puzzle is uniquely solvable. Recursive check is only done once if it is uniquely solvable, after the first check of a unique solution, check goes off the stored solution grid
   if (recursDone) {
      for (let i = 0; i < 9; i++) {
         for (let j = 0; j < 9; j++) {
            if (!(digits[i][j] == solution[i][j] || (digits[i][j] == 0 && notes[i][j][solution[i][j] - 1]))) {
               return false;
            }
         }
      }

      return true;
   } else {
      let pdigits = [];
		let pnotes = [];
      let pdigitColor = [];
      let pnoteColor = [];
      let pnumPossible = [];

      for (let i = 0; i < 9; i++) {
         pdigits[i] = digits[i].slice();
         pdigitColor[i] = digitColor[i].slice();
         pnumPossible[i] = numPossible[i].slice();

         pnotes[i] = [];
         pnoteColor[i] =[];
         for (let j = 0; j < 9; j++) {
            pnotes[i][j] = notes[i][j].slice();
            pnoteColor[i][j] = noteColor[i][j].slice();
         }
      }

      solveCount = 0;
      solution = await solveRecurs();

      for (let i = 0; i < 9; i++) {
         digits[i] = pdigits[i].slice();
         digitColor[i] = pdigitColor[i].slice();
         numPossible[i] = pnumPossible[i].slice();

         for (let j = 0; j < 9; j++) {
            notes[i][j] = pnotes[i][j].slice();
            noteColor[i][j] = pnoteColor[i][j].slice();
         }
      }

		recursDone = (solveCount == 1);

		console.table(solution);

      return recursDone;
   }
}

async function solveRecurs(logProgress = true) {
	// Selects the most restricted cell to iterate through next
   recursCount++;
   await sleep(sleepTime);
   let tempSolution = [];
   if (solveCount > 1) {
      return [];
   }

   let minLoc = [];
   let minVal = Infinity;
   let minLocNum = 0;

	let thermosFilled = true;
	if (thermo) {
		for (let n = 0; n < thermometers.length; n++) {
			if (!thermoFilled(n)) {
				thermosFilled = false;
				break;
			}
		}
	}

   for (let i = 0; i < (thermosFilled ? 9 : thermometers.length); i++) {
      for (let j = 0; j < (thermosFilled ? 9 : thermoFilled(i) ? 0 : thermometers[i].length); j++) {
			let row, col;

			if (thermosFilled) {
				row = i;
				col = j;
			} else {
				let arr = thermoGridIndex(i, j);
				row = arr[0];
				col = arr[1];
			}

         if (digits[row][col] == 0) {
				if (numPossible[row][col] < minVal || (thermo && numPossible[row][col] == minVal && onThermo(row, col).length > onThermo(minLoc[0], minLoc[1]).length)) {
	            minLoc[0] = row;
	            minLoc[1] = col;
	            minVal = numPossible[row][col];
				}
			}
      }
   }

   for (let num = 1; num <= 9; num++) {
		for (let unit = 0; unit < 27 + (diagonals ? 2 : 0) + (magicSquare ? magicSquares.length : 0); unit++) {
			let locs = numberLocs(unit, num);

         if (locs == -1) {
            continue;
         }

			if (locs.length < minVal) {
            let min = Infinity;

            for (let i = 0; i < locs.length; i++) {
               let row = locs[i][0];
               let col = locs[i][1];

               if (numPossible[row][col] < min) {
                  minLoc[0] = row;
                  minLoc[1] = col;
                  minLocNum = num;
                  min = numPossible[row][col];
               }
            }

            minVal = locs.length;
			}
		}
	}

   if (minVal > 9) {
      if (checkSolved()) {
         solveCount++;

         if (logProgress) {
            console.table(tempSolution);
         }

			if (solveCount < 2) {
	         for (let i = 0; i < 9; i++) {
	            tempSolution[i] = digits[i].slice();
	         }
			}
      }
   } else if (minVal !== 0){
      tempSolution = await fillSpotRecurs(minLoc[0], minLoc[1], minLocNum, logProgress);
   }

   return tempSolution;
}

async function fillSpotRecurs(row, col, cellNum = 0, logProgress) {
	// Tries all candidates in a given cell. Combined with solveRecurs forms a recursive function
   let tempSolution = [];

   if (cellNum !== 0) {
      if (checkValid(row, col, cellNum)) {
         let temp = [];
         if (logProgress) {
            console.log("Placing " + cellNum + " at r" + (row + 1) + "c" + (col + 1));
         }
         placeDigit(row, col, cellNum);
         temp = await solveRecurs(logProgress);
         if (logProgress) {
            console.log("Removing " + cellNum + " at r" + (row + 1) + "c" + (col + 1));
         }
         removeDigit(row, col);
         await sleep(sleepTime);

         if (temp.length !== 0) {
            for (let i = 0; i < 9; i++) {
               tempSolution[i] = temp[i].slice();
            }
         }

         if (solveCount > 1) {
            return [];
         }
      }
   }

   for (let num = 1; num <= 9; num++) {
      if (num == cellNum) {
         continue;
      }
      // await sleep(sleepTime);
      if (checkValid(row, col, num)) {
         let temp = [];
         if (logProgress) {
            console.log("Placing " + num + " at r" + (row + 1) + "c" + (col + 1));
         }
         placeDigit(row, col, num);
         temp = await solveRecurs(logProgress);
         if (logProgress) {
            console.log("Removing " + num + " at r" + (row + 1) + "c" + (col + 1));
         }
         removeDigit(row, col);
         await sleep(sleepTime);

         if (temp.length !== 0) {
            for (let i = 0; i < 9; i++) {
               tempSolution[i] = temp[i].slice();
            }
         }

         if (solveCount > 1) {
            return [];
         }
      }
   }

   return tempSolution;
}

function checkSolved() {
	// Determines if the puzzle is solved
   for (let row = 0; row < 9; row++) {
      for (let col = 0; col < 9; col++) {
         if (digits[row][col] == 0) {
            return false;
         }
      }
   }

   for (let i = 0; i < 9; i++) {
      for (let j = 0; j < 9; j++) {
         for (let a = 0; a < 9; a++) {
            for (let b = 0; b < 9; b++) {
               if (sees(i, j, a, b, digits[i][j], digits[a][b])) {
                  return false;
               }
            }
         }
      }
   }

   if (thermo) {
      for (let i = 0; i < thermometers.length; i++) {
         if (!thermoInOrder(i)) {
            return false;
         }
      }
   }

	if (magicSquare) {
		for (let i = 0; i < magicSquares.length; i++) {
			let row = magicSquares[i][0];
			let col = magicSquares[i][1];

			for (let j = -1; j <= 1; j++) {
				let rowSum = 0;
				let colSum = 0;
				let diagSum = (j == 0) ? 15 : 0;

				for (let k = -1; k <= 1; k++) {
					rowSum += digits[row + j][col + k];
					colSum += digits[row + k][col + j];
					if (j !== 0) {
						diagSum += digits[row + (j * k)][col + k];
					}
				}

				if (rowSum !== 15 || colSum !== 15 || diagSum !== 15) {
					return false;
				}
			}
		}
	}

   if (sandwich) {
      for (let i = 0; i < sandwiches.length; i++) {
         for (let j = 0; j < sandwiches[i].length; j++) {
            let sum = 0;
            let summing = false;
            for (let index = 0; index < 9; index++) {
               let row, col;

               if (i == 0) {
                  row = i;
                  col = index;
               } else {
                  row = index;
                  col = i;
               }

               if (digits[row][col] == 1 || digits[row][col] == 9) {
                  summing = !summing;
               } else {
                  sum += digits[row][col];
               }
            }

            if (sum !== sandwiches[i][j]) {
               return false;
            }
         }
      }
   }

   return true;
}

function sleep(ms) {
	// Waits a specified amount of time. Used to let loading animation run while checking if puzzle is uniquely solvable
	return new Promise(resolve => setTimeout(resolve, ms));
}

// ── button.js
// Brandon Hippe
// Button object for Sudoku Solver Interface

class Button {
	constructor(x, y, w, h, buttonText, toggleable) {
		this.left = floor(x);
		this.right = this.left + floor(w);
		this.top = floor(y);
		this.bottom = this.top + floor(h);

		this.text = buttonText;
		this.textSize = floor((h * 0.75) * 0.75);
		this.textLoc = [(this.left + this.right) / 2, (this.top + this.bottom) / 2]

		this.toggle = toggleable;
		this.selected = false;
		this.active = false;
	}

	show = function() {
		rectMode(CORNERS);
		stroke(0);
		strokeWeight(3);
		fill((this.selected) ? color("darkorange") : ((this.active) ? color("deepskyblue") : color("white")));
		rect(this.left, this.top, this.right, this.bottom, 5);
		noStroke();
		fill(0);
		textSize(this.textSize);
		text(this.text, this.textLoc[0], this.textLoc[1]);

	}

	clicked = function(mX, mY, others = []) {
		if (mX >= this.left && mX <= this.right && mY >= this.top && mY <= this.bottom) {
			this.selected = true;
			if (this.toggle) {
				this.active = !this.active;
			}
		}

		if (this.selected) {
			for (let i = 0; i < others.length; i++) {
				let other = others[i];
				if (other !== this) {
					other.selected = false;
				}
			}
		}

		return this.selected;
	}
}

// ── keypad.js
// Brandon Hippe
// Keypad object for Sudoku Solver Interface

class Keypad {
	constructor() {
		this.buttons = new Array(9);
		for (let i = 0; i < this.buttons.length; i++) {
			this.buttons[i] = new Button(cellSize * (11.5 + (i % 3) * (2 / 3)), cellSize * (1 + (2 / 3 * floor(i / 3))), cellSize * (2 / 3) * 0.9, cellSize * (2 / 3) * 0.9, (i + 1), false);
		}
		this.buttons.push(new Button(cellSize * 11.5, cellSize * 3, cellSize * 2 * 0.97, cellSize * 0.4, "Delete", false));

		this.visible = true;
	}

	show = function() {
		if (!this.visible) {
			return;
		}

		for (let i = 0; i < this.buttons.length; i++) {
			this.buttons[i].show();
		}
	}

	pressed = function(mX, mY) {
		let num = 0;
		for (let i = 0; i < this.buttons.length; i++) {
			if (this.buttons[i].clicked(mX, mY)) {
				num = i + 1;
			}

			this.buttons[i].selected = false;
		}

		return num;
	}
}

// ── options.js
// Brandon Hippe
// Option selection object for Sudoku Solver Interface

class OptionPanel {
	constructor() {


		this.visible = false;
	}
}

// ── restrictions.js
// Brandon Hippe
// Restriction selection object for Sudoku Solver Interface

class RestrictionPanel {
	constructor() {


		this.visible = false;
	}
}

// ── selection.js
// Brandon Hippe
// Selection Choice object for Sudoku Solver Interface

class SelectionPanel {
	constructor() {
		this.buttons = new Array(3);
		for (let i = 0; i < this.buttons.length; i++) {
			switch (i) {
				case 0:
					this.buttons[i] = new Button(cellSize * 11.05, cellSize * .525, cellSize * 1.5 * 0.9, cellSize * 0.5 * 0.9, "Numbers", false);
					break;
				case 1:
					this.buttons[i] = new Button(cellSize * 12.55, cellSize * .525, cellSize * 1.5 * 0.9, cellSize * 0.5 * 0.9, "Restrictions", false);
					break;
				case 2:
					this.buttons[i] = new Button(cellSize * 14.05, cellSize * .525, cellSize * 1.5 * 0.9, cellSize * 0.5 * 0.9, "Options", false);
					break;
			}
		}

		this.buttons[0].clicked(cellSize * 11.1, cellSize * .6, this.buttons);
		this.buttons[1].textSize--;
	}

	show = function() {
		for (let i = 0; i < this.buttons.length; i++) {
			this.buttons[i].show();
		}
	}

	clicked = function(mX, mY) {
		for (let i = 0; i < this.buttons.length; i++) {
			this.buttons[i].clicked(mX, mY, this.buttons);
		}
	}
}
